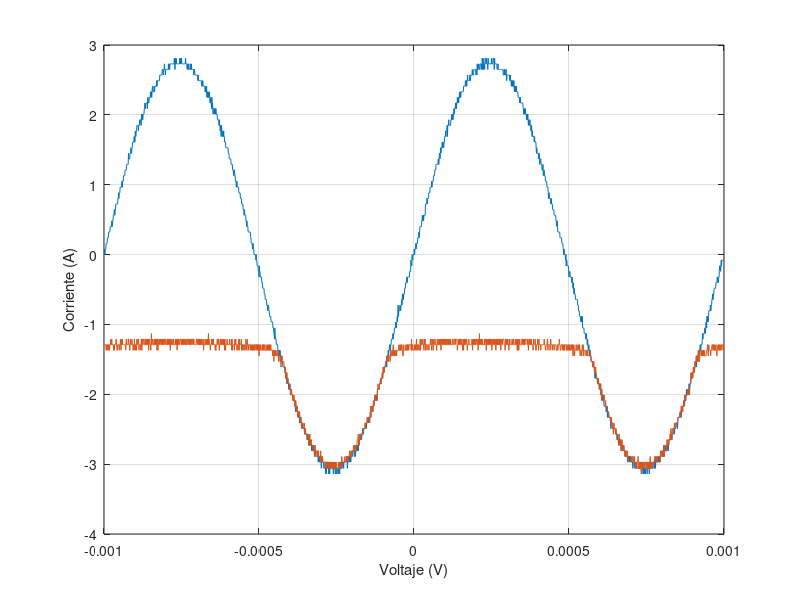

MATLAB code for this plot:
t=[-1.00E-03
-9.99E-04
-9.98E-04
-9.97E-04
-9.96E-04
-9.95E-04
-9.94E-04
-9.93E-04
-9.92E-04
-9.91E-04
-9.90E-04
-9.89E-04
-9.88E-04
-9.87E-04
-9.86E-04
-9.85E-04
-9.84E-04
-9.83E-04
-9.82E-04
-9.81E-04
-9.80E-04
-9.79E-04
-9.78E-04
-9.77E-04
-9.76E-04
-9.75E-04
-9.74E-04
-9.73E-04
-9.72E-04
-9.71E-04
-9.70E-04
-9.69E-04
-9.68E-04
-9.67E-04
-9.66E-04
-9.65E-04
-9.64E-04
-9.63E-04
-9.62E-04
-9.61E-04
-9.60E-04
-9.59E-04
-9.58E-04
-9.57E-04
-9.56E-04
-9.55E-04
-9.54E-04
-9.53E-04
-9.52E-04
-9.51E-04
-9.50E-04
-9.49E-04
-9.48E-04
-9.47E-04
-9.46E-04
-9.45E-04
-9.44E-04
-9.43E-04
-9.42E-04
-9.41E-04
-9.40E-04
-9.39E-04
-9.38E-04
-9.37E-04
-9.36E-04
-9.35E-04
-9.34E-04
-9.33E-04
-9.32E-04
-9.31E-04
-9.30E-04
-9.29E-04
-9.28E-04
-9.27E-04
-9.26E-04
-9.25E-04
-9.24E-04
-9.23E-04
-9.22E-04
-9.21E-04
-9.20E-04
-9.19E-04
-9.18E-04
-9.17E-04
-9.16E-04
-9.15E-04
-9.14E-04
-9.13E-04
-9.12E-04
-9.11E-04
-9.10E-04
-9.09E-04
-9.08E-04
-9.07E-04
-9.06E-04
-9.05E-04
-9.04E-04
-9.03E-04
-9.02E-04
-9.01E-04
-9.00E-04
-8.99E-04
-8.98E-04
-8.97E-04
-8.96E-04
-8.95E-04
-8.94E-04
-8.93E-04
-8.92E-04
-8.91E-04
-8.90E-04
-8.89E-04
-8.88E-04
-8.87E-04
-8.86E-04
-8.85E-04
-8.84E-04
-8.83E-04
-8.82E-04
-8.81E-04
-8.80E-04
-8.79E-04
-8.78E-04
-8.77E-04
-8.76E-04
-8.75E-04
-8.74E-04
-8.73E-04
-8.72E-04
-8.71E-04
-8.70E-04
-8.69E-04
-8.68E-04
-8.67E-04
-8.66E-04
-8.65E-04
-8.64E-04
-8.63E-04
-8.62E-04
-8.61E-04
-8.60E-04
-8.59E-04
-8.58E-04
-8.57E-04
-8.56E-04
-8.55E-04
-8.54E-04
-8.53E-04
-8.52E-04
-8.51E-04
-8.50E-04
-8.49E-04
-8.48E-04
-8.47E-04
-8.46E-04
-8.45E-04
-8.44E-04
-8.43E-04
-8.42E-04
-8.41E-04
-8.40E-04
-8.39E-04
-8.38E-04
-8.37E-04
-8.36E-04
-8.35E-04
-8.34E-04
-8.33E-04
-8.32E-04
-8.31E-04
-8.30E-04
-8.29E-04
-8.28E-04
-8.27E-04
-8.26E-04
-8.25E-04
-8.24E-04
-8.23E-04
-8.22E-04
-8.21E-04
-8.20E-04
-8.19E-04
-8.18E-04
-8.17E-04
-8.16E-04
-8.15E-04
-8.14E-04
-8.13E-04
-8.12E-04
-8.11E-04
-8.10E-04
-8.09E-04
-8.08E-04
-8.07E-04
-8.06E-04
-8.05E-04
-8.04E-04
-8.03E-04
-8.02E-04
-8.01E-04
-8.00E-04
-7.99E-04
-7.98E-04
-7.97E-04
-7.96E-04
-7.95E-04
-7.94E-04
-7.93E-04
-7.92E-04
-7.91E-04
-7.90E-04
-7.89E-04
-7.88E-04
-7.87E-04
-7.86E-04
-7.85E-04
-7.84E-04
-7.83E-04
-7.82E-04
-7.81E-04
-7.80E-04
-7.79E-04
-7.78E-04
-7.77E-04
-7.76E-04
-7.75E-04
-7.74E-04
-7.73E-04
-7.72E-04
-7.71E-04
-7.70E-04
-7.69E-04
-7.68E-04
-7.67E-04
-7.66E-04
-7.65E-04
-7.64E-04
-7.63E-04
-7.62E-04
-7.61E-04
-7.60E-04
-7.59E-04
-7.58E-04
-7.57E-04
-7.56E-04
-7.55E-04
-7.54E-04
-7.53E-04
-7.52E-04
-7.51E-04
-7.50E-04
-7.49E-04
-7.48E-04
-7.47E-04
-7.46E-04
-7.45E-04
-7.44E-04
-7.43E-04
-7.42E-04
-7.41E-04
-7.40E-04
-7.39E-04
-7.38E-04
-7.37E-04
-7.36E-04
-7.35E-04
-7.34E-04
-7.33E-04
-7.32E-04
-7.31E-04
-7.30E-04
-7.29E-04
-7.28E-04
-7.27E-04
-7.26E-04
-7.25E-04
-7.24E-04
-7.23E-04
-7.22E-04
-7.21E-04
-7.20E-04
-7.19E-04
-7.18E-04
-7.17E-04
-7.16E-04
-7.15E-04
-7.14E-04
-7.13E-04
-7.12E-04
-7.11E-04
-7.10E-04
-7.09E-04
-7.08E-04
-7.07E-04
-7.06E-04
-7.05E-04
-7.04E-04
-7.03E-04
-7.02E-04
-7.01E-04
-7.00E-04
-6.99E-04
-6.98E-04
-6.97E-04
-6.96E-04
-6.95E-04
-6.94E-04
-6.93E-04
-6.92E-04
-6.91E-04
-6.90E-04
-6.89E-04
-6.88E-04
-6.87E-04
-6.86E-04
-6.85E-04
-6.84E-04
-6.83E-04
-6.82E-04
-6.81E-04
-6.80E-04
-6.79E-04
-6.78E-04
-6.77E-04
-6.76E-04
-6.75E-04
-6.74E-04
-6.73E-04
-6.72E-04
-6.71E-04
-6.70E-04
-6.69E-04
-6.68E-04
-6.67E-04
-6.66E-04
-6.65E-04
-6.64E-04
-6.63E-04
-6.62E-04
-6.61E-04
-6.60E-04
-6.59E-04
-6.58E-04
-6.57E-04
-6.56E-04
-6.55E-04
-6.54E-04
-6.53E-04
-6.52E-04
-6.51E-04
-6.50E-04
-6.49E-04
-6.48E-04
-6.47E-04
-6.46E-04
-6.45E-04
-6.44E-04
-6.43E-04
-6.42E-04
-6.41E-04
-6.40E-04
-6.39E-04
-6.38E-04
-6.37E-04
-6.36E-04
-6.35E-04
-6.34E-04
-6.33E-04
-6.32E-04
-6.31E-04
-6.30E-04
-6.29E-04
-6.28E-04
-6.27E-04
-6.26E-04
-6.25E-04
-6.24E-04
-6.23E-04
-6.22E-04
-6.21E-04
-6.20E-04
-6.19E-04
-6.18E-04
-6.17E-04
-6.16E-04
-6.15E-04
-6.14E-04
-6.13E-04
-6.12E-04
-6.11E-04
-6.10E-04
-6.09E-04
-6.08E-04
-6.07E-04
-6.06E-04
-6.05E-04
-6.04E-04
-6.03E-04
-6.02E-04
-6.01E-04
-6.00E-04
-5.99E-04
-5.98E-04
-5.97E-04
-5.96E-04
-5.95E-04
-5.94E-04
-5.93E-04
-5.92E-04
-5.91E-04
-5.90E-04
-5.89E-04
-5.88E-04
-5.87E-04
-5.86E-04
-5.85E-04
-5.84E-04
-5.83E-04
-5.82E-04
-5.81E-04
-5.80E-04
-5.79E-04
-5.78E-04
-5.77E-04
-5.76E-04
-5.75E-04
-5.74E-04
-5.73E-04
-5.72E-04
-5.71E-04
-5.70E-04
-5.69E-04
-5.68E-04
-5.67E-04
-5.66E-04
-5.65E-04
-5.64E-04
-5.63E-04
-5.62E-04
-5.61E-04
-5.60E-04
-5.59E-04
-5.58E-04
-5.57E-04
-5.56E-04
-5.55E-04
-5.54E-04
-5.53E-04
-5.52E-04
-5.51E-04
-5.50E-04
-5.49E-04
-5.48E-04
-5.47E-04
-5.46E-04
-5.45E-04
-5.44E-04
-5.43E-04
-5.42E-04
-5.41E-04
-5.40E-04
-5.39E-04
-5.38E-04
-5.37E-04
-5.36E-04
-5.35E-04
-5.34E-04
-5.33E-04
-5.32E-04
-5.31E-04
-5.30E-04
-5.29E-04
-5.28E-04
-5.27E-04
-5.26E-04
-5.25E-04
-5.24E-04
-5.23E-04
-5.22E-04
-5.21E-04
-5.20E-04
-5.19E-04
-5.18E-04
-5.17E-04
-5.16E-04
-5.15E-04
-5.14E-04
-5.13E-04
-5.12E-04
-5.11E-04
-5.10E-04
-5.09E-04
-5.08E-04
-5.07E-04
-5.06E-04
-5.05E-04
-5.04E-04
-5.03E-04
-5.02E-04
-5.01E-04
-5.00E-04
-4.99E-04
-4.98E-04
-4.97E-04
-4.96E-04
-4.95E-04
-4.94E-04
-4.93E-04
-4.92E-04
-4.91E-04
-4.90E-04
-4.89E-04
-4.88E-04
-4.87E-04
-4.86E-04
-4.85E-04
-4.84E-04
-4.83E-04
-4.82E-04
-4.81E-04
-4.80E-04
-4.79E-04
-4.78E-04
-4.77E-04
-4.76E-04
-4.75E-04
-4.74E-04
-4.73E-04
-4.72E-04
-4.71E-04
-4.70E-04
-4.69E-04
-4.68E-04
-4.67E-04
-4.66E-04
-4.65E-04
-4.64E-04
-4.63E-04
-4.62E-04
-4.61E-04
-4.60E-04
-4.59E-04
-4.58E-04
-4.57E-04
-4.56E-04
-4.55E-04
-4.54E-04
-4.53E-04
-4.52E-04
-4.51E-04
-4.50E-04
-4.49E-04
-4.48E-04
-4.47E-04
-4.46E-04
-4.45E-04
-4.44E-04
-4.43E-04
-4.42E-04
-4.41E-04
-4.40E-04
-4.39E-04
-4.38E-04
-4.37E-04
-4.36E-04
-4.35E-04
-4.34E-04
-4.33E-04
-4.32E-04
-4.31E-04
-4.30E-04
-4.29E-04
-4.28E-04
-4.27E-04
-4.26E-04
-4.25E-04
-4.24E-04
-4.23E-04
-4.22E-04
-4.21E-04
-4.20E-04
-4.19E-04
-4.18E-04
-4.17E-04
-4.16E-04
-4.15E-04
-4.14E-04
-4.13E-04
-4.12E-04
-4.11E-04
-4.10E-04
-4.09E-04
-4.08E-04
-4.07E-04
-4.06E-04
-4.05E-04
-4.04E-04
-4.03E-04
-4.02E-04
-4.01E-04
-4.00E-04
-3.99E-04
-3.98E-04
-3.97E-04
-3.96E-04
-3.95E-04
-3.94E-04
-3.93E-04
-3.92E-04
-3.91E-04
-3.90E-04
-3.89E-04
-3.88E-04
-3.87E-04
-3.86E-04
-3.85E-04
-3.84E-04
-3.83E-04
-3.82E-04
-3.81E-04
-3.80E-04
-3.79E-04
-3.78E-04
-3.77E-04
-3.76E-04
-3.75E-04
-3.74E-04
-3.73E-04
-3.72E-04
-3.71E-04
-3.70E-04
-3.69E-04
-3.68E-04
-3.67E-04
-3.66E-04
-3.65E-04
-3.64E-04
-3.63E-04
-3.62E-04
-3.61E-04
-3.60E-04
-3.59E-04
-3.58E-04
-3.57E-04
-3.56E-04
-3.55E-04
-3.54E-04
-3.53E-04
-3.52E-04
-3.51E-04
-3.50E-04
-3.49E-04
-3.48E-04
-3.47E-04
-3.46E-04
-3.45E-04
-3.44E-04
-3.43E-04
-3.42E-04
-3.41E-04
-3.40E-04
-3.39E-04
-3.38E-04
-3.37E-04
-3.36E-04
-3.35E-04
-3.34E-04
-3.33E-04
-3.32E-04
-3.31E-04
-3.30E-04
-3.29E-04
-3.28E-04
-3.27E-04
-3.26E-04
-3.25E-04
-3.24E-04
-3.23E-04
-3.22E-04
-3.21E-04
-3.20E-04
-3.19E-04
-3.18E-04
-3.17E-04
-3.16E-04
-3.15E-04
-3.14E-04
-3.13E-04
-3.12E-04
-3.11E-04
-3.10E-04
-3.09E-04
-3.08E-04
-3.07E-04
-3.06E-04
-3.05E-04
-3.04E-04
-3.03E-04
-3.02E-04
-3.01E-04
-3.00E-04
-2.99E-04
-2.98E-04
-2.97E-04
-2.96E-04
-2.95E-04
-2.94E-04
-2.93E-04
-2.92E-04
-2.91E-04
-2.90E-04
-2.89E-04
-2.88E-04
-2.87E-04
-2.86E-04
-2.85E-04
-2.84E-04
-2.83E-04
-2.82E-04
-2.81E-04
-2.80E-04
-2.79E-04
-2.78E-04
-2.77E-04
-2.76E-04
-2.75E-04
-2.74E-04
-2.73E-04
-2.72E-04
-2.71E-04
-2.70E-04
-2.69E-04
-2.68E-04
-2.67E-04
-2.66E-04
-2.65E-04
-2.64E-04
-2.63E-04
-2.62E-04
-2.61E-04
-2.60E-04
-2.59E-04
-2.58E-04
-2.57E-04
-2.56E-04
-2.55E-04
-2.54E-04
-2.53E-04
-2.52E-04
-2.51E-04
-2.50E-04
-2.49E-04
-2.48E-04
-2.47E-04
-2.46E-04
-2.45E-04
-2.44E-04
-2.43E-04
-2.42E-04
-2.41E-04
-2.40E-04
-2.39E-04
-2.38E-04
-2.37E-04
-2.36E-04
-2.35E-04
-2.34E-04
-2.33E-04
-2.32E-04
-2.31E-04
-2.30E-04
-2.29E-04
-2.28E-04
-2.27E-04
-2.26E-04
-2.25E-04
-2.24E-04
-2.23E-04
-2.22E-04
-2.21E-04
-2.20E-04
-2.19E-04
-2.18E-04
-2.17E-04
-2.16E-04
-2.15E-04
-2.14E-04
-2.13E-04
-2.12E-04
-2.11E-04
-2.10E-04
-2.09E-04
-2.08E-04
-2.07E-04
-2.06E-04
-2.05E-04
-2.04E-04
-2.03E-04
-2.02E-04
-2.01E-04
-2.00E-04
-1.99E-04
-1.98E-04
-1.97E-04
-1.96E-04
-1.95E-04
-1.94E-04
-1.93E-04
-1.92E-04
-1.91E-04
-1.90E-04
-1.89E-04
-1.88E-04
-1.87E-04
-1.86E-04
-1.85E-04
-1.84E-04
-1.83E-04
-1.82E-04
-1.81E-04
-1.80E-04
-1.79E-04
-1.78E-04
-1.77E-04
-1.76E-04
-1.75E-04
-1.74E-04
-1.73E-04
-1.72E-04
-1.71E-04
-1.70E-04
-1.69E-04
-1.68E-04
-1.67E-04
-1.66E-04
-1.65E-04
-1.64E-04
-1.63E-04
-1.62E-04
-1.61E-04
-1.60E-04
-1.59E-04
-1.58E-04
-1.57E-04
-1.56E-04
-1.55E-04
-1.54E-04
-1.53E-04
-1.52E-04
-1.51E-04
-1.50E-04
-1.49E-04
-1.48E-04
-1.47E-04
-1.46E-04
-1.45E-04
-1.44E-04
-1.43E-04
-1.42E-04
-1.41E-04
-1.40E-04
-1.39E-04
-1.38E-04
-1.37E-04
-1.36E-04
-1.35E-04
-1.34E-04
-1.33E-04
-1.32E-04
-1.31E-04
-1.30E-04
-1.29E-04
-1.28E-04
-1.27E-04
-1.26E-04
-1.25E-04
-1.24E-04
-1.23E-04
-1.22E-04
-1.21E-04
-1.20E-04
-1.19E-04
-1.18E-04
-1.17E-04
-1.16E-04
-1.15E-04
-1.14E-04
-1.13E-04
-1.12E-04
-1.11E-04
-1.10E-04
-1.09E-04
-1.08E-04
-1.07E-04
-1.06E-04
-1.05E-04
-1.04E-04
-1.03E-04
-1.02E-04
-1.01E-04
-1.00E-04
-9.90E-05
-9.80E-05
-9.70E-05
-9.60E-05
-9.50E-05
-9.40E-05
-9.30E-05
-9.20E-05
-9.10E-05
-9.00E-05
-8.90E-05
-8.80E-05
-8.70E-05
-8.60E-05
-8.50E-05
-8.40E-05
-8.30E-05
-8.20E-05
-8.10E-05
-8.00E-05
-7.90E-05
-7.80E-05
-7.70E-05
-7.60E-05
-7.50E-05
-7.40E-05
-7.30E-05
-7.20E-05
-7.10E-05
-7.00E-05
-6.90E-05
-6.80E-05
-6.70E-05
-6.60E-05
-6.50E-05
-6.40E-05
-6.30E-05
-6.20E-05
-6.10E-05
-6.00E-05
-5.90E-05
-5.80E-05
-5.70E-05
-5.60E-05
-5.50E-05
-5.40E-05
-5.30E-05
-5.20E-05
-5.10E-05
-5.00E-05
-4.90E-05
-4.80E-05
-4.70E-05
-4.60E-05
-4.50E-05
-4.40E-05
-4.30E-05
-4.20E-05
-4.10E-05
-4.00E-05
-3.90E-05
-3.80E-05
-3.70E-05
-3.60E-05
-3.50E-05
-3.40E-05
-3.30E-05
-3.20E-05
-3.10E-05
-3.00E-05
-2.90E-05
-2.80E-05
-2.70E-05
-2.60E-05
-2.50E-05
-2.40E-05
-2.30E-05
-2.20E-05
-2.10E-05
-2.00E-05
-1.90E-05
-1.80E-05
-1.70E-05
-1.60E-05
-1.50E-05
-1.40E-05
-1.30E-05
-1.20E-05
-1.10E-05
-1.00E-05
-9.00E-06
-8.00E-06
-7.00E-06
-6.00E-06
-5.00E-06
-4.00E-06
-3.00E-06
-2.00E-06
-1.00E-06
0.00E+00
1.00E-06
2.00E-06
3.00E-06
4.00E-06
5.00E-06
6.00E-06
7.00E-06
8.00E-06
9.00E-06
1.00E-05
1.10E-05
1.20E-05
1.30E-05
1.40E-05
1.50E-05
1.60E-05
1.70E-05
1.80E-05
1.90E-05
2.00E-05
2.10E-05
2.20E-05
2.30E-05
2.40E-05
2.50E-05
2.60E-05
2.70E-05
2.80E-05
2.90E-05
3.00E-05
3.10E-05
3.20E-05
3.30E-05
3.40E-05
3.50E-05
3.60E-05
3.70E-05
3.80E-05
3.90E-05
4.00E-05
4.10E-05
4.20E-05
4.30E-05
4.40E-05
4.50E-05
4.60E-05
4.70E-05
4.80E-05
4.90E-05
5.00E-05
5.10E-05
5.20E-05
5.30E-05
5.40E-05
5.50E-05
5.60E-05
5.70E-05
5.80E-05
5.90E-05
6.00E-05
6.10E-05
6.20E-05
6.30E-05
6.40E-05
6.50E-05
6.60E-05
6.70E-05
6.80E-05
6.90E-05
7.00E-05
7.10E-05
7.20E-05
7.30E-05
7.40E-05
7.50E-05
7.60E-05
7.70E-05
7.80E-05
7.90E-05
8.00E-05
8.10E-05
8.20E-05
8.30E-05
8.40E-05
8.50E-05
8.60E-05
8.70E-05
8.80E-05
8.90E-05
9.00E-05
9.10E-05
9.20E-05
9.30E-05
9.40E-05
9.50E-05
9.60E-05
9.70E-05
9.80E-05
9.90E-05
1.00E-04
1.01E-04
1.02E-04
1.03E-04
1.04E-04
1.05E-04
1.06E-04
1.07E-04
1.08E-04
1.09E-04
1.10E-04
1.11E-04
1.12E-04
1.13E-04
1.14E-04
1.15E-04
1.16E-04
1.17E-04
1.18E-04
1.19E-04
1.20E-04
1.21E-04
1.22E-04
1.23E-04
1.24E-04
1.25E-04
1.26E-04
1.27E-04
1.28E-04
1.29E-04
1.30E-04
1.31E-04
1.32E-04
1.33E-04
1.34E-04
1.35E-04
1.36E-04
1.37E-04
1.38E-04
1.39E-04
1.40E-04
1.41E-04
1.42E-04
1.43E-04
1.44E-04
1.45E-04
1.46E-04
1.47E-04
1.48E-04
1.49E-04
1.50E-04
1.51E-04
1.52E-04
1.53E-04
1.54E-04
1.55E-04
1.56E-04
1.57E-04
1.58E-04
1.59E-04
1.60E-04
1.61E-04
1.62E-04
1.63E-04
1.64E-04
1.65E-04
1.66E-04
1.67E-04
1.68E-04
1.69E-04
1.70E-04
1.71E-04
1.72E-04
1.73E-04
1.74E-04
1.75E-04
1.76E-04
1.77E-04
1.78E-04
1.79E-04
1.80E-04
1.81E-04
1.82E-04
1.83E-04
1.84E-04
1.85E-04
1.86E-04
1.87E-04
1.88E-04
1.89E-04
1.90E-04
1.91E-04
1.92E-04
1.93E-04
1.94E-04
1.95E-04
1.96E-04
1.97E-04
1.98E-04
1.99E-04
2.00E-04
2.01E-04
2.02E-04
2.03E-04
2.04E-04
2.05E-04
2.06E-04
2.07E-04
2.08E-04
2.09E-04
2.10E-04
2.11E-04
2.12E-04
2.13E-04
2.14E-04
2.15E-04
2.16E-04
2.17E-04
2.18E-04
2.19E-04
2.20E-04
2.21E-04
2.22E-04
2.23E-04
2.24E-04
2.25E-04
2.26E-04
2.27E-04
2.28E-04
2.29E-04
2.30E-04
2.31E-04
2.32E-04
2.33E-04
2.34E-04
2.35E-04
2.36E-04
2.37E-04
2.38E-04
2.39E-04
2.40E-04
2.41E-04
2.42E-04
2.43E-04
2.44E-04
2.45E-04
2.46E-04
2.47E-04
2.48E-04
2.49E-04
2.50E-04
2.51E-04
2.52E-04
2.53E-04
2.54E-04
2.55E-04
2.56E-04
2.57E-04
2.58E-04
2.59E-04
2.60E-04
2.61E-04
2.62E-04
2.63E-04
2.64E-04
2.65E-04
2.66E-04
2.67E-04
2.68E-04
2.69E-04
2.70E-04
2.71E-04
2.72E-04
2.73E-04
2.74E-04
2.75E-04
2.76E-04
2.77E-04
2.78E-04
2.79E-04
2.80E-04
2.81E-04
2.82E-04
2.83E-04
2.84E-04
2.85E-04
2.86E-04
2.87E-04
2.88E-04
2.89E-04
2.90E-04
2.91E-04
2.92E-04
2.93E-04
2.94E-04
2.95E-04
2.96E-04
2.97E-04
2.98E-04
2.99E-04
3.00E-04
3.01E-04
3.02E-04
3.03E-04
3.04E-04
3.05E-04
3.06E-04
3.07E-04
3.08E-04
3.09E-04
3.10E-04
3.11E-04
3.12E-04
3.13E-04
3.14E-04
3.15E-04
3.16E-04
3.17E-04
3.18E-04
3.19E-04
3.20E-04
3.21E-04
3.22E-04
3.23E-04
3.24E-04
3.25E-04
3.26E-04
3.27E-04
3.28E-04
3.29E-04
3.30E-04
3.31E-04
3.32E-04
3.33E-04
3.34E-04
3.35E-04
3.36E-04
3.37E-04
3.38E-04
3.39E-04
3.40E-04
3.41E-04
3.42E-04
3.43E-04
3.44E-04
3.45E-04
3.46E-04
3.47E-04
3.48E-04
3.49E-04
3.50E-04
3.51E-04
3.52E-04
3.53E-04
3.54E-04
3.55E-04
3.56E-04
3.57E-04
3.58E-04
3.59E-04
3.60E-04
3.61E-04
3.62E-04
3.63E-04
3.64E-04
3.65E-04
3.66E-04
3.67E-04
3.68E-04
3.69E-04
3.70E-04
3.71E-04
3.72E-04
3.73E-04
3.74E-04
3.75E-04
3.76E-04
3.77E-04
3.78E-04
3.79E-04
3.80E-04
3.81E-04
3.82E-04
3.83E-04
3.84E-04
3.85E-04
3.86E-04
3.87E-04
3.88E-04
3.89E-04
3.90E-04
3.91E-04
3.92E-04
3.93E-04
3.94E-04
3.95E-04
3.96E-04
3.97E-04
3.98E-04
3.99E-04
4.00E-04
4.01E-04
4.02E-04
4.03E-04
4.04E-04
4.05E-04
4.06E-04
4.07E-04
4.08E-04
4.09E-04
4.10E-04
4.11E-04
4.12E-04
4.13E-04
4.14E-04
4.15E-04
4.16E-04
4.17E-04
4.18E-04
4.19E-04
4.20E-04
4.21E-04
4.22E-04
4.23E-04
4.24E-04
4.25E-04
4.26E-04
4.27E-04
4.28E-04
4.29E-04
4.30E-04
4.31E-04
4.32E-04
4.33E-04
4.34E-04
4.35E-04
4.36E-04
4.37E-04
4.38E-04
4.39E-04
4.40E-04
4.41E-04
4.42E-04
4.43E-04
4.44E-04
4.45E-04
4.46E-04
4.47E-04
4.48E-04
4.49E-04
4.50E-04
4.51E-04
4.52E-04
4.53E-04
4.54E-04
4.55E-04
4.56E-04
4.57E-04
4.58E-04
4.59E-04
4.60E-04
4.61E-04
4.62E-04
4.63E-04
4.64E-04
4.65E-04
4.66E-04
4.67E-04
4.68E-04
4.69E-04
4.70E-04
4.71E-04
4.72E-04
4.73E-04
4.74E-04
4.75E-04
4.76E-04
4.77E-04
4.78E-04
4.79E-04
4.80E-04
4.81E-04
4.82E-04
4.83E-04
4.84E-04
4.85E-04
4.86E-04
4.87E-04
4.88E-04
4.89E-04
4.90E-04
4.91E-04
4.92E-04
4.93E-04
4.94E-04
4.95E-04
4.96E-04
4.97E-04
4.98E-04
4.99E-04
5.00E-04
5.01E-04
5.02E-04
5.03E-04
5.04E-04
5.05E-04
5.06E-04
5.07E-04
5.08E-04
5.09E-04
5.10E-04
5.11E-04
5.12E-04
5.13E-04
5.14E-04
5.15E-04
5.16E-04
5.17E-04
5.18E-04
5.19E-04
5.20E-04
5.21E-04
5.22E-04
5.23E-04
5.24E-04
5.25E-04
5.26E-04
5.27E-04
5.28E-04
5.29E-04
5.30E-04
5.31E-04
5.32E-04
5.33E-04
5.34E-04
5.35E-04
5.36E-04
5.37E-04
5.38E-04
5.39E-04
5.40E-04
5.41E-04
5.42E-04
5.43E-04
5.44E-04
5.45E-04
5.46E-04
5.47E-04
5.48E-04
5.49E-04
5.50E-04
5.51E-04
5.52E-04
5.53E-04
5.54E-04
5.55E-04
5.56E-04
5.57E-04
5.58E-04
5.59E-04
5.60E-04
5.61E-04
5.62E-04
5.63E-04
5.64E-04
5.65E-04
5.66E-04
5.67E-04
5.68E-04
5.69E-04
5.70E-04
5.71E-04
5.72E-04
5.73E-04
5.74E-04
5.75E-04
5.76E-04
5.77E-04
5.78E-04
5.79E-04
5.80E-04
5.81E-04
5.82E-04
5.83E-04
5.84E-04
5.85E-04
5.86E-04
5.87E-04
5.88E-04
5.89E-04
5.90E-04
5.91E-04
5.92E-04
5.93E-04
5.94E-04
5.95E-04
5.96E-04
5.97E-04
5.98E-04
5.99E-04
6.00E-04
6.01E-04
6.02E-04
6.03E-04
6.04E-04
6.05E-04
6.06E-04
6.07E-04
6.08E-04
6.09E-04
6.10E-04
6.11E-04
6.12E-04
6.13E-04
6.14E-04
6.15E-04
6.16E-04
6.17E-04
6.18E-04
6.19E-04
6.20E-04
6.21E-04
6.22E-04
6.23E-04
6.24E-04
6.25E-04
6.26E-04
6.27E-04
6.28E-04
6.29E-04
6.30E-04
6.31E-04
6.32E-04
6.33E-04
6.34E-04
6.35E-04
6.36E-04
6.37E-04
6.38E-04
6.39E-04
6.40E-04
6.41E-04
6.42E-04
6.43E-04
6.44E-04
6.45E-04
6.46E-04
6.47E-04
6.48E-04
6.49E-04
6.50E-04
6.51E-04
6.52E-04
6.53E-04
6.54E-04
6.55E-04
6.56E-04
6.57E-04
6.58E-04
6.59E-04
6.60E-04
6.61E-04
6.62E-04
6.63E-04
6.64E-04
6.65E-04
6.66E-04
6.67E-04
6.68E-04
6.69E-04
6.70E-04
6.71E-04
6.72E-04
6.73E-04
6.74E-04
6.75E-04
6.76E-04
6.77E-04
6.78E-04
6.79E-04
6.80E-04
6.81E-04
6.82E-04
6.83E-04
6.84E-04
6.85E-04
6.86E-04
6.87E-04
6.88E-04
6.89E-04
6.90E-04
6.91E-04
6.92E-04
6.93E-04
6.94E-04
6.95E-04
6.96E-04
6.97E-04
6.98E-04
6.99E-04
7.00E-04
7.01E-04
7.02E-04
7.03E-04
7.04E-04
7.05E-04
7.06E-04
7.07E-04
7.08E-04
7.09E-04
7.10E-04
7.11E-04
7.12E-04
7.13E-04
7.14E-04
7.15E-04
7.16E-04
7.17E-04
7.18E-04
7.19E-04
7.20E-04
7.21E-04
7.22E-04
7.23E-04
7.24E-04
7.25E-04
7.26E-04
7.27E-04
7.28E-04
7.29E-04
7.30E-04
7.31E-04
7.32E-04
7.33E-04
7.34E-04
7.35E-04
7.36E-04
7.37E-04
7.38E-04
7.39E-04
7.40E-04
7.41E-04
7.42E-04
7.43E-04
7.44E-04
7.45E-04
7.46E-04
7.47E-04
7.48E-04
7.49E-04
7.50E-04
7.51E-04
7.52E-04
7.53E-04
7.54E-04
7.55E-04
7.56E-04
7.57E-04
7.58E-04
7.59E-04
7.60E-04
7.61E-04
7.62E-04
7.63E-04
7.64E-04
7.65E-04
7.66E-04
7.67E-04
7.68E-04
7.69E-04
7.70E-04
7.71E-04
7.72E-04
7.73E-04
7.74E-04
7.75E-04
7.76E-04
7.77E-04
7.78E-04
7.79E-04
7.80E-04
7.81E-04
7.82E-04
7.83E-04
7.84E-04
7.85E-04
7.86E-04
7.87E-04
7.88E-04
7.89E-04
7.90E-04
7.91E-04
7.92E-04
7.93E-04
7.94E-04
7.95E-04
7.96E-04
7.97E-04
7.98E-04
7.99E-04
8.00E-04
8.01E-04
8.02E-04
8.03E-04
8.04E-04
8.05E-04
8.06E-04
8.07E-04
8.08E-04
8.09E-04
8.10E-04
8.11E-04
8.12E-04
8.13E-04
8.14E-04
8.15E-04
8.16E-04
8.17E-04
8.18E-04
8.19E-04
8.20E-04
8.21E-04
8.22E-04
8.23E-04
8.24E-04
8.25E-04
8.26E-04
8.27E-04
8.28E-04
8.29E-04
8.30E-04
8.31E-04
8.32E-04
8.33E-04
8.34E-04
8.35E-04
8.36E-04
8.37E-04
8.38E-04
8.39E-04
8.40E-04
8.41E-04
8.42E-04
8.43E-04
8.44E-04
8.45E-04
8.46E-04
8.47E-04
8.48E-04
8.49E-04
8.50E-04
8.51E-04
8.52E-04
8.53E-04
8.54E-04
8.55E-04
8.56E-04
8.57E-04
8.58E-04
8.59E-04
8.60E-04
8.61E-04
8.62E-04
8.63E-04
8.64E-04
8.65E-04
8.66E-04
8.67E-04
8.68E-04
8.69E-04
8.70E-04
8.71E-04
8.72E-04
8.73E-04
8.74E-04
8.75E-04
8.76E-04
8.77E-04
8.78E-04
8.79E-04
8.80E-04
8.81E-04
8.82E-04
8.83E-04
8.84E-04
8.85E-04
8.86E-04
8.87E-04
8.88E-04
8.89E-04
8.90E-04
8.91E-04
8.92E-04
8.93E-04
8.94E-04
8.95E-04
8.96E-04
8.97E-04
8.98E-04
8.99E-04
9.00E-04
9.01E-04
9.02E-04
9.03E-04
9.04E-04
9.05E-04
9.06E-04
9.07E-04
9.08E-04
9.09E-04
9.10E-04
9.11E-04
9.12E-04
9.13E-04
9.14E-04
9.15E-04
9.16E-04
9.17E-04
9.18E-04
9.19E-04
9.20E-04
9.21E-04
9.22E-04
9.23E-04
9.24E-04
9.25E-04
9.26E-04
9.27E-04
9.28E-04
9.29E-04
9.30E-04
9.31E-04
9.32E-04
9.33E-04
9.34E-04
9.35E-04
9.36E-04
9.37E-04
9.38E-04
9.39E-04
9.40E-04
9.41E-04
9.42E-04
9.43E-04
9.44E-04
9.45E-04
9.46E-04
9.47E-04
9.48E-04
9.49E-04
9.50E-04
9.51E-04
9.52E-04
9.53E-04
9.54E-04
9.55E-04
9.56E-04
9.57E-04
9.58E-04
9.59E-04
9.60E-04
9.61E-04
9.62E-04
9.63E-04
9.64E-04
9.65E-04
9.66E-04
9.67E-04
9.68E-04
9.69E-04
9.70E-04
9.71E-04
9.72E-04
9.73E-04
9.74E-04
9.75E-04
9.76E-04
9.77E-04
9.78E-04
9.79E-04
9.80E-04
9.81E-04
9.82E-04
9.83E-04
9.84E-04
9.85E-04
9.86E-04
9.87E-04
9.88E-04
9.89E-04
9.90E-04
9.91E-04
9.92E-04
9.93E-04
9.94E-04
9.95E-04
9.96E-04
9.97E-04
9.98E-04
9.99E-04];
x=[0.00E+00
0.00E+00
8.04E-02
0.00E+00
8.04E-02
8.04E-02
8.04E-02
1.61E-01
1.61E-01
1.61E-01
1.61E-01
2.41E-01
2.41E-01
2.41E-01
2.41E-01
3.22E-01
3.22E-01
3.22E-01
3.22E-01
3.22E-01
4.02E-01
4.02E-01
4.02E-01
4.02E-01
4.02E-01
4.82E-01
4.02E-01
4.02E-01
4.82E-01
4.82E-01
5.63E-01
5.63E-01
5.63E-01
6.43E-01
6.43E-01
5.63E-01
6.43E-01
6.43E-01
7.24E-01
7.24E-01
7.24E-01
7.24E-01
7.24E-01
7.24E-01
7.24E-01
8.04E-01
8.04E-01
8.84E-01
8.04E-01
8.84E-01
8.84E-01
8.84E-01
9.65E-01
9.65E-01
9.65E-01
9.65E-01
9.65E-01
9.65E-01
1.05E+00
9.65E-01
1.05E+00
1.05E+00
1.05E+00
1.13E+00
1.13E+00
1.13E+00
1.13E+00
1.13E+00
1.21E+00
1.21E+00
1.21E+00
1.21E+00
1.21E+00
1.29E+00
1.29E+00
1.29E+00
1.29E+00
1.29E+00
1.29E+00
1.45E+00
1.37E+00
1.37E+00
1.37E+00
1.37E+00
1.45E+00
1.45E+00
1.45E+00
1.53E+00
1.45E+00
1.45E+00
1.53E+00
1.53E+00
1.61E+00
1.61E+00
1.61E+00
1.61E+00
1.61E+00
1.69E+00
1.69E+00
1.61E+00
1.61E+00
1.77E+00
1.69E+00
1.69E+00
1.77E+00
1.77E+00
1.85E+00
1.85E+00
1.85E+00
1.85E+00
1.85E+00
1.77E+00
1.85E+00
1.85E+00
1.85E+00
1.93E+00
1.93E+00
1.93E+00
1.93E+00
1.85E+00
1.85E+00
2.01E+00
1.93E+00
1.93E+00
2.01E+00
1.93E+00
2.01E+00
2.01E+00
2.01E+00
2.01E+00
2.09E+00
2.09E+00
2.17E+00
2.09E+00
2.09E+00
2.17E+00
2.17E+00
2.17E+00
2.17E+00
2.17E+00
2.09E+00
2.25E+00
2.25E+00
2.17E+00
2.17E+00
2.17E+00
2.25E+00
2.25E+00
2.25E+00
2.25E+00
2.33E+00
2.25E+00
2.33E+00
2.33E+00
2.25E+00
2.33E+00
2.41E+00
2.41E+00
2.33E+00
2.33E+00
2.33E+00
2.33E+00
2.41E+00
2.33E+00
2.41E+00
2.41E+00
2.41E+00
2.41E+00
2.41E+00
2.41E+00
2.49E+00
2.41E+00
2.49E+00
2.49E+00
2.49E+00
2.49E+00
2.49E+00
2.49E+00
2.49E+00
2.49E+00
2.57E+00
2.57E+00
2.57E+00
2.57E+00
2.57E+00
2.57E+00
2.57E+00
2.57E+00
2.65E+00
2.65E+00
2.65E+00
2.57E+00
2.65E+00
2.65E+00
2.65E+00
2.73E+00
2.65E+00
2.65E+00
2.57E+00
2.65E+00
2.65E+00
2.65E+00
2.65E+00
2.65E+00
2.65E+00
2.65E+00
2.65E+00
2.65E+00
2.73E+00
2.65E+00
2.73E+00
2.65E+00
2.65E+00
2.73E+00
2.73E+00
2.73E+00
2.73E+00
2.73E+00
2.73E+00
2.73E+00
2.73E+00
2.73E+00
2.73E+00
2.73E+00
2.73E+00
2.73E+00
2.73E+00
2.81E+00
2.73E+00
2.65E+00
2.81E+00
2.73E+00
2.73E+00
2.81E+00
2.73E+00
2.73E+00
2.73E+00
2.73E+00
2.73E+00
2.73E+00
2.73E+00
2.73E+00
2.73E+00
2.73E+00
2.81E+00
2.81E+00
2.73E+00
2.81E+00
2.73E+00
2.73E+00
2.81E+00
2.73E+00
2.73E+00
2.73E+00
2.73E+00
2.73E+00
2.73E+00
2.73E+00
2.73E+00
2.73E+00
2.73E+00
2.73E+00
2.73E+00
2.81E+00
2.73E+00
2.73E+00
2.73E+00
2.73E+00
2.65E+00
2.65E+00
2.73E+00
2.73E+00
2.73E+00
2.65E+00
2.65E+00
2.65E+00
2.65E+00
2.65E+00
2.73E+00
2.65E+00
2.65E+00
2.65E+00
2.73E+00
2.65E+00
2.65E+00
2.65E+00
2.65E+00
2.65E+00
2.65E+00
2.65E+00
2.57E+00
2.65E+00
2.65E+00
2.57E+00
2.57E+00
2.57E+00
2.57E+00
2.57E+00
2.57E+00
2.57E+00
2.57E+00
2.57E+00
2.57E+00
2.49E+00
2.57E+00
2.49E+00
2.49E+00
2.49E+00
2.49E+00
2.49E+00
2.49E+00
2.49E+00
2.49E+00
2.49E+00
2.49E+00
2.41E+00
2.41E+00
2.41E+00
2.49E+00
2.49E+00
2.41E+00
2.41E+00
2.41E+00
2.41E+00
2.41E+00
2.41E+00
2.33E+00
2.33E+00
2.41E+00
2.33E+00
2.33E+00
2.41E+00
2.25E+00
2.33E+00
2.33E+00
2.25E+00
2.33E+00
2.25E+00
2.25E+00
2.25E+00
2.33E+00
2.25E+00
2.17E+00
2.17E+00
2.25E+00
2.25E+00
2.17E+00
2.09E+00
2.25E+00
2.09E+00
2.17E+00
2.09E+00
2.01E+00
2.09E+00
2.09E+00
2.09E+00
2.01E+00
2.09E+00
2.09E+00
2.09E+00
2.01E+00
2.09E+00
2.01E+00
2.01E+00
2.01E+00
2.01E+00
1.93E+00
1.93E+00
1.93E+00
1.93E+00
1.93E+00
1.85E+00
1.93E+00
1.85E+00
1.85E+00
1.77E+00
1.85E+00
1.77E+00
1.69E+00
1.85E+00
1.77E+00
1.77E+00
1.69E+00
1.77E+00
1.69E+00
1.69E+00
1.77E+00
1.69E+00
1.69E+00
1.61E+00
1.61E+00
1.61E+00
1.61E+00
1.53E+00
1.53E+00
1.53E+00
1.53E+00
1.53E+00
1.53E+00
1.53E+00
1.53E+00
1.45E+00
1.45E+00
1.45E+00
1.37E+00
1.37E+00
1.37E+00
1.37E+00
1.37E+00
1.37E+00
1.29E+00
1.29E+00
1.29E+00
1.29E+00
1.29E+00
1.21E+00
1.21E+00
1.21E+00
1.13E+00
1.21E+00
1.21E+00
1.21E+00
1.13E+00
1.13E+00
1.05E+00
1.05E+00
1.05E+00
9.65E-01
1.05E+00
1.05E+00
9.65E-01
9.65E-01
9.65E-01
9.65E-01
9.65E-01
8.84E-01
8.84E-01
8.84E-01
8.84E-01
8.84E-01
8.04E-01
8.04E-01
8.04E-01
8.04E-01
7.24E-01
7.24E-01
7.24E-01
7.24E-01
7.24E-01
6.43E-01
6.43E-01
6.43E-01
5.63E-01
6.43E-01
5.63E-01
5.63E-01
5.63E-01
5.63E-01
4.82E-01
4.82E-01
4.02E-01
4.82E-01
4.02E-01
4.02E-01
4.02E-01
3.22E-01
3.22E-01
3.22E-01
3.22E-01
3.22E-01
3.22E-01
3.22E-01
3.22E-01
2.41E-01
2.41E-01
1.61E-01
1.61E-01
1.61E-01
1.61E-01
8.04E-02
8.04E-02
1.61E-01
8.04E-02
8.04E-02
0.00E+00
0.00E+00
0.00E+00
0.00E+00
0.00E+00
0.00E+00
-8.04E-02
0.00E+00
-8.04E-02
-8.04E-02
-1.61E-01
-1.61E-01
-1.61E-01
-1.61E-01
-2.41E-01
-2.41E-01
-3.22E-01
-1.61E-01
-2.41E-01
-2.41E-01
-3.22E-01
-3.22E-01
-3.22E-01
-3.22E-01
-3.22E-01
-4.02E-01
-4.02E-01
-4.02E-01
-4.82E-01
-4.82E-01
-4.82E-01
-4.82E-01
-4.82E-01
-5.63E-01
-5.63E-01
-5.63E-01
-6.43E-01
-6.43E-01
-6.43E-01
-6.43E-01
-6.43E-01
-7.24E-01
-7.24E-01
-7.24E-01
-8.04E-01
-7.24E-01
-7.24E-01
-7.24E-01
-8.04E-01
-8.04E-01
-8.84E-01
-8.84E-01
-8.84E-01
-8.84E-01
-8.84E-01
-9.65E-01
-9.65E-01
-9.65E-01
-9.65E-01
-9.65E-01
-9.65E-01
-1.05E+00
-1.05E+00
-1.05E+00
-1.13E+00
-1.13E+00
-1.21E+00
-1.05E+00
-1.13E+00
-1.21E+00
-1.21E+00
-1.21E+00
-1.29E+00
-1.29E+00
-1.29E+00
-1.29E+00
-1.29E+00
-1.37E+00
-1.45E+00
-1.37E+00
-1.37E+00
-1.37E+00
-1.37E+00
-1.45E+00
-1.37E+00
-1.45E+00
-1.45E+00
-1.45E+00
-1.53E+00
-1.45E+00
-1.53E+00
-1.53E+00
-1.53E+00
-1.61E+00
-1.61E+00
-1.61E+00
-1.61E+00
-1.61E+00
-1.61E+00
-1.61E+00
-1.69E+00
-1.69E+00
-1.77E+00
-1.77E+00
-1.69E+00
-1.77E+00
-1.85E+00
-1.77E+00
-1.77E+00
-1.77E+00
-1.85E+00
-1.85E+00
-1.93E+00
-1.85E+00
-1.93E+00
-1.85E+00
-1.93E+00
-1.93E+00
-1.93E+00
-1.93E+00
-1.93E+00
-2.01E+00
-2.01E+00
-2.01E+00
-2.01E+00
-2.01E+00
-2.09E+00
-2.09E+00
-2.09E+00
-2.09E+00
-2.09E+00
-2.17E+00
-2.17E+00
-2.17E+00
-2.25E+00
-2.25E+00
-2.17E+00
-2.17E+00
-2.25E+00
-2.25E+00
-2.25E+00
-2.25E+00
-2.25E+00
-2.33E+00
-2.33E+00
-2.25E+00
-2.33E+00
-2.41E+00
-2.41E+00
-2.33E+00
-2.41E+00
-2.33E+00
-2.41E+00
-2.41E+00
-2.41E+00
-2.49E+00
-2.41E+00
-2.41E+00
-2.49E+00
-2.49E+00
-2.49E+00
-2.49E+00
-2.49E+00
-2.57E+00
-2.49E+00
-2.57E+00
-2.57E+00
-2.57E+00
-2.57E+00
-2.57E+00
-2.57E+00
-2.65E+00
-2.57E+00
-2.65E+00
-2.65E+00
-2.57E+00
-2.73E+00
-2.65E+00
-2.73E+00
-2.65E+00
-2.73E+00
-2.73E+00
-2.73E+00
-2.65E+00
-2.73E+00
-2.73E+00
-2.81E+00
-2.73E+00
-2.73E+00
-2.81E+00
-2.73E+00
-2.81E+00
-2.73E+00
-2.81E+00
-2.81E+00
-2.89E+00
-2.81E+00
-2.81E+00
-2.81E+00
-2.89E+00
-2.89E+00
-2.89E+00
-2.89E+00
-2.89E+00
-2.89E+00
-2.89E+00
-2.81E+00
-2.97E+00
-2.89E+00
-2.97E+00
-2.97E+00
-2.97E+00
-2.89E+00
-2.97E+00
-2.97E+00
-2.97E+00
-2.89E+00
-3.06E+00
-2.97E+00
-2.89E+00
-2.97E+00
-2.97E+00
-2.97E+00
-2.97E+00
-2.97E+00
-3.06E+00
-3.06E+00
-3.06E+00
-3.06E+00
-2.97E+00
-2.97E+00
-3.14E+00
-2.97E+00
-3.14E+00
-2.97E+00
-2.97E+00
-3.06E+00
-3.06E+00
-2.97E+00
-3.06E+00
-3.06E+00
-3.14E+00
-2.97E+00
-3.06E+00
-3.14E+00
-3.06E+00
-3.06E+00
-3.06E+00
-3.06E+00
-3.06E+00
-3.06E+00
-3.06E+00
-3.06E+00
-3.06E+00
-2.97E+00
-3.06E+00
-3.14E+00
-2.97E+00
-3.06E+00
-3.06E+00
-3.06E+00
-3.06E+00
-3.14E+00
-3.14E+00
-2.97E+00
-3.14E+00
-3.14E+00
-3.06E+00
-3.06E+00
-3.06E+00
-3.06E+00
-3.14E+00
-3.06E+00
-3.14E+00
-2.97E+00
-3.06E+00
-3.14E+00
-3.06E+00
-3.06E+00
-2.97E+00
-3.06E+00
-3.06E+00
-2.97E+00
-3.06E+00
-3.06E+00
-2.97E+00
-2.97E+00
-2.97E+00
-2.97E+00
-3.06E+00
-2.97E+00
-2.97E+00
-2.97E+00
-2.97E+00
-2.97E+00
-2.97E+00
-2.97E+00
-2.97E+00
-2.89E+00
-2.97E+00
-2.89E+00
-3.06E+00
-2.97E+00
-2.89E+00
-2.97E+00
-2.89E+00
-2.97E+00
-2.97E+00
-2.89E+00
-2.89E+00
-2.97E+00
-2.89E+00
-2.97E+00
-2.89E+00
-2.89E+00
-2.89E+00
-2.81E+00
-2.81E+00
-2.89E+00
-2.81E+00
-2.81E+00
-2.81E+00
-2.81E+00
-2.81E+00
-2.89E+00
-2.89E+00
-2.81E+00
-2.89E+00
-2.81E+00
-2.81E+00
-2.81E+00
-2.73E+00
-2.73E+00
-2.81E+00
-2.73E+00
-2.73E+00
-2.81E+00
-2.73E+00
-2.65E+00
-2.65E+00
-2.65E+00
-2.65E+00
-2.65E+00
-2.65E+00
-2.57E+00
-2.57E+00
-2.65E+00
-2.65E+00
-2.57E+00
-2.57E+00
-2.49E+00
-2.57E+00
-2.57E+00
-2.57E+00
-2.49E+00
-2.49E+00
-2.49E+00
-2.49E+00
-2.49E+00
-2.49E+00
-2.49E+00
-2.41E+00
-2.49E+00
-2.41E+00
-2.41E+00
-2.41E+00
-2.41E+00
-2.33E+00
-2.33E+00
-2.41E+00
-2.33E+00
-2.33E+00
-2.33E+00
-2.41E+00
-2.33E+00
-2.25E+00
-2.33E+00
-2.25E+00
-2.25E+00
-2.25E+00
-2.25E+00
-2.25E+00
-2.17E+00
-2.25E+00
-2.17E+00
-2.17E+00
-2.17E+00
-2.17E+00
-2.09E+00
-2.09E+00
-2.09E+00
-2.01E+00
-2.01E+00
-2.01E+00
-2.09E+00
-2.01E+00
-2.09E+00
-2.09E+00
-1.93E+00
-1.93E+00
-1.93E+00
-1.93E+00
-1.93E+00
-1.93E+00
-1.93E+00
-1.85E+00
-1.85E+00
-1.85E+00
-1.77E+00
-1.85E+00
-1.77E+00
-1.77E+00
-1.77E+00
-1.77E+00
-1.77E+00
-1.77E+00
-1.69E+00
-1.69E+00
-1.69E+00
-1.61E+00
-1.61E+00
-1.61E+00
-1.61E+00
-1.61E+00
-1.61E+00
-1.61E+00
-1.53E+00
-1.53E+00
-1.61E+00
-1.45E+00
-1.45E+00
-1.45E+00
-1.45E+00
-1.37E+00
-1.45E+00
-1.37E+00
-1.37E+00
-1.29E+00
-1.29E+00
-1.37E+00
-1.37E+00
-1.29E+00
-1.29E+00
-1.21E+00
-1.21E+00
-1.21E+00
-1.21E+00
-1.21E+00
-1.13E+00
-1.21E+00
-1.13E+00
-1.13E+00
-1.13E+00
-1.05E+00
-1.05E+00
-1.05E+00
-1.05E+00
-9.65E-01
-1.05E+00
-1.05E+00
-9.65E-01
-9.65E-01
-8.84E-01
-9.65E-01
-8.04E-01
-7.24E-01
-8.84E-01
-8.04E-01
-8.04E-01
-8.04E-01
-8.04E-01
-7.24E-01
-8.04E-01
-8.04E-01
-7.24E-01
-7.24E-01
-6.43E-01
-7.24E-01
-6.43E-01
-5.63E-01
-6.43E-01
-5.63E-01
-6.43E-01
-5.63E-01
-5.63E-01
-5.63E-01
-4.82E-01
-4.82E-01
-4.82E-01
-4.02E-01
-4.02E-01
-4.02E-01
-4.02E-01
-3.22E-01
-4.02E-01
-3.22E-01
-3.22E-01
-3.22E-01
-3.22E-01
-3.22E-01
-3.22E-01
-3.22E-01
-2.41E-01
-2.41E-01
-2.41E-01
-2.41E-01
-8.04E-02
-1.61E-01
-1.61E-01
-1.61E-01
0.00E+00
-8.04E-02
-8.04E-02
0.00E+00
0.00E+00
0.00E+00
0.00E+00
8.04E-02
0.00E+00
8.04E-02
8.04E-02
8.04E-02
1.61E-01
8.04E-02
1.61E-01
1.61E-01
1.61E-01
1.61E-01
2.41E-01
2.41E-01
2.41E-01
2.41E-01
3.22E-01
2.41E-01
3.22E-01
4.02E-01
4.02E-01
4.02E-01
4.02E-01
4.02E-01
4.02E-01
4.82E-01
4.82E-01
5.63E-01
4.82E-01
5.63E-01
5.63E-01
4.82E-01
5.63E-01
5.63E-01
5.63E-01
5.63E-01
5.63E-01
7.24E-01
7.24E-01
7.24E-01
7.24E-01
7.24E-01
8.04E-01
7.24E-01
8.04E-01
8.04E-01
8.04E-01
8.04E-01
8.84E-01
8.84E-01
8.84E-01
8.84E-01
9.65E-01
9.65E-01
9.65E-01
9.65E-01
9.65E-01
1.05E+00
9.65E-01
1.05E+00
1.05E+00
1.05E+00
1.05E+00
1.13E+00
1.13E+00
1.13E+00
1.13E+00
1.21E+00
1.21E+00
1.21E+00
1.21E+00
1.29E+00
1.29E+00
1.29E+00
1.29E+00
1.29E+00
1.29E+00
1.29E+00
1.37E+00
1.37E+00
1.29E+00
1.37E+00
1.45E+00
1.45E+00
1.37E+00
1.45E+00
1.53E+00
1.45E+00
1.53E+00
1.53E+00
1.53E+00
1.61E+00
1.53E+00
1.61E+00
1.61E+00
1.53E+00
1.53E+00
1.61E+00
1.61E+00
1.69E+00
1.69E+00
1.69E+00
1.77E+00
1.69E+00
1.77E+00
1.77E+00
1.77E+00
1.85E+00
1.69E+00
1.85E+00
1.85E+00
1.85E+00
1.93E+00
1.85E+00
1.85E+00
1.85E+00
1.85E+00
1.85E+00
1.85E+00
1.93E+00
1.93E+00
1.93E+00
2.01E+00
1.93E+00
2.01E+00
2.01E+00
1.93E+00
2.01E+00
2.01E+00
2.09E+00
2.01E+00
2.09E+00
2.09E+00
2.09E+00
2.17E+00
2.09E+00
2.17E+00
2.09E+00
2.17E+00
2.17E+00
2.25E+00
2.17E+00
2.17E+00
2.25E+00
2.17E+00
2.25E+00
2.25E+00
2.33E+00
2.25E+00
2.33E+00
2.25E+00
2.25E+00
2.33E+00
2.33E+00
2.33E+00
2.33E+00
2.33E+00
2.33E+00
2.33E+00
2.33E+00
2.41E+00
2.41E+00
2.41E+00
2.41E+00
2.41E+00
2.41E+00
2.49E+00
2.49E+00
2.41E+00
2.49E+00
2.41E+00
2.49E+00
2.49E+00
2.57E+00
2.49E+00
2.49E+00
2.49E+00
2.49E+00
2.49E+00
2.49E+00
2.57E+00
2.57E+00
2.49E+00
2.57E+00
2.57E+00
2.57E+00
2.57E+00
2.57E+00
2.65E+00
2.57E+00
2.57E+00
2.57E+00
2.57E+00
2.65E+00
2.65E+00
2.65E+00
2.65E+00
2.65E+00
2.65E+00
2.65E+00
2.57E+00
2.65E+00
2.65E+00
2.57E+00
2.73E+00
2.65E+00
2.65E+00
2.65E+00
2.73E+00
2.73E+00
2.65E+00
2.65E+00
2.65E+00
2.73E+00
2.73E+00
2.73E+00
2.73E+00
2.65E+00
2.73E+00
2.65E+00
2.81E+00
2.73E+00
2.65E+00
2.81E+00
2.65E+00
2.73E+00
2.73E+00
2.73E+00
2.65E+00
2.81E+00
2.81E+00
2.81E+00
2.73E+00
2.73E+00
2.81E+00
2.73E+00
2.73E+00
2.73E+00
2.65E+00
2.81E+00
2.73E+00
2.73E+00
2.73E+00
2.73E+00
2.73E+00
2.73E+00
2.73E+00
2.73E+00
2.73E+00
2.73E+00
2.81E+00
2.73E+00
2.73E+00
2.73E+00
2.73E+00
2.81E+00
2.81E+00
2.81E+00
2.73E+00
2.65E+00
2.81E+00
2.73E+00
2.73E+00
2.73E+00
2.73E+00
2.73E+00
2.73E+00
2.73E+00
2.65E+00
2.65E+00
2.65E+00
2.73E+00
2.65E+00
2.65E+00
2.65E+00
2.65E+00
2.65E+00
2.65E+00
2.65E+00
2.65E+00
2.65E+00
2.65E+00
2.65E+00
2.65E+00
2.65E+00
2.65E+00
2.65E+00
2.65E+00
2.57E+00
2.57E+00
2.57E+00
2.65E+00
2.57E+00
2.65E+00
2.57E+00
2.57E+00
2.57E+00
2.65E+00
2.57E+00
2.49E+00
2.57E+00
2.57E+00
2.57E+00
2.57E+00
2.57E+00
2.57E+00
2.57E+00
2.57E+00
2.57E+00
2.49E+00
2.49E+00
2.57E+00
2.49E+00
2.49E+00
2.41E+00
2.49E+00
2.41E+00
2.49E+00
2.41E+00
2.41E+00
2.49E+00
2.41E+00
2.49E+00
2.41E+00
2.33E+00
2.41E+00
2.41E+00
2.33E+00
2.41E+00
2.33E+00
2.41E+00
2.33E+00
2.33E+00
2.33E+00
2.33E+00
2.33E+00
2.25E+00
2.25E+00
2.25E+00
2.25E+00
2.25E+00
2.17E+00
2.25E+00
2.25E+00
2.17E+00
2.17E+00
2.17E+00
2.17E+00
2.17E+00
2.17E+00
2.17E+00
2.17E+00
2.09E+00
2.09E+00
2.01E+00
2.01E+00
2.09E+00
2.01E+00
2.09E+00
2.09E+00
2.01E+00
2.01E+00
2.01E+00
1.93E+00
2.01E+00
2.01E+00
1.93E+00
2.01E+00
1.93E+00
1.85E+00
1.93E+00
1.93E+00
1.85E+00
1.85E+00
1.93E+00
1.85E+00
1.85E+00
1.77E+00
1.77E+00
1.85E+00
1.77E+00
1.69E+00
1.77E+00
1.69E+00
1.69E+00
1.69E+00
1.69E+00
1.69E+00
1.61E+00
1.69E+00
1.61E+00
1.61E+00
1.61E+00
1.61E+00
1.53E+00
1.45E+00
1.53E+00
1.45E+00
1.45E+00
1.45E+00
1.45E+00
1.45E+00
1.37E+00
1.45E+00
1.45E+00
1.37E+00
1.29E+00
1.37E+00
1.37E+00
1.37E+00
1.29E+00
1.29E+00
1.29E+00
1.21E+00
1.21E+00
1.21E+00
1.29E+00
1.13E+00
1.13E+00
1.21E+00
1.21E+00
1.13E+00
1.13E+00
1.13E+00
1.05E+00
1.05E+00
1.05E+00
1.05E+00
1.05E+00
9.65E-01
9.65E-01
9.65E-01
9.65E-01
8.84E-01
8.04E-01
8.84E-01
8.84E-01
8.04E-01
8.04E-01
8.04E-01
8.04E-01
7.24E-01
8.04E-01
8.04E-01
7.24E-01
7.24E-01
7.24E-01
6.43E-01
6.43E-01
6.43E-01
6.43E-01
6.43E-01
5.63E-01
5.63E-01
5.63E-01
5.63E-01
5.63E-01
5.63E-01
4.82E-01
4.82E-01
4.02E-01
4.82E-01
4.82E-01
4.02E-01
3.22E-01
3.22E-01
3.22E-01
3.22E-01
3.22E-01
3.22E-01
3.22E-01
2.41E-01
2.41E-01
2.41E-01
2.41E-01
2.41E-01
2.41E-01
1.61E-01
1.61E-01
1.61E-01
1.61E-01
8.04E-02
8.04E-02
0.00E+00
8.04E-02
0.00E+00
0.00E+00
0.00E+00
0.00E+00
-8.04E-02
0.00E+00
-1.61E-01
-8.04E-02
-8.04E-02
-1.61E-01
-1.61E-01
-1.61E-01
-1.61E-01
-1.61E-01
-2.41E-01
-3.22E-01
-2.41E-01
-2.41E-01
-2.41E-01
-3.22E-01
-3.22E-01
-3.22E-01
-3.22E-01
-3.22E-01
-4.02E-01
-3.22E-01
-4.02E-01
-4.02E-01
-4.82E-01
-4.02E-01
-4.82E-01
-5.63E-01
-4.82E-01
-5.63E-01
-5.63E-01
-5.63E-01
-6.43E-01
-6.43E-01
-6.43E-01
-6.43E-01
-6.43E-01
-6.43E-01
-6.43E-01
-7.24E-01
-7.24E-01
-7.24E-01
-8.04E-01
-8.04E-01
-8.04E-01
-8.84E-01
-8.84E-01
-8.84E-01
-8.84E-01
-9.65E-01
-9.65E-01
-8.84E-01
-9.65E-01
-9.65E-01
-8.84E-01
-1.05E+00
-1.05E+00
-1.05E+00
-1.05E+00
-1.05E+00
-1.13E+00
-1.13E+00
-1.13E+00
-1.13E+00
-1.13E+00
-1.21E+00
-1.21E+00
-1.13E+00
-1.21E+00
-1.21E+00
-1.29E+00
-1.21E+00
-1.29E+00
-1.37E+00
-1.37E+00
-1.29E+00
-1.37E+00
-1.45E+00
-1.37E+00
-1.45E+00
-1.45E+00
-1.45E+00
-1.45E+00
-1.53E+00
-1.53E+00
-1.53E+00
-1.53E+00
-1.53E+00
-1.61E+00
-1.61E+00
-1.61E+00
-1.61E+00
-1.61E+00
-1.61E+00
-1.69E+00
-1.77E+00
-1.69E+00
-1.77E+00
-1.77E+00
-1.77E+00
-1.77E+00
-1.77E+00
-1.77E+00
-1.85E+00
-1.85E+00
-1.85E+00
-1.77E+00
-1.85E+00
-1.85E+00
-1.93E+00
-1.85E+00
-1.85E+00
-1.93E+00
-1.85E+00
-2.01E+00
-1.93E+00
-2.01E+00
-2.01E+00
-2.01E+00
-2.09E+00
-2.01E+00
-2.01E+00
-2.09E+00
-2.09E+00
-2.17E+00
-2.17E+00
-2.17E+00
-2.17E+00
-2.17E+00
-2.17E+00
-2.17E+00
-2.25E+00
-2.17E+00
-2.25E+00
-2.17E+00
-2.33E+00
-2.25E+00
-2.33E+00
-2.25E+00
-2.25E+00
-2.33E+00
-2.33E+00
-2.33E+00
-2.33E+00
-2.33E+00
-2.41E+00
-2.49E+00
-2.41E+00
-2.41E+00
-2.41E+00
-2.41E+00
-2.49E+00
-2.49E+00
-2.49E+00
-2.49E+00
-2.49E+00
-2.49E+00
-2.49E+00
-2.49E+00
-2.49E+00
-2.49E+00
-2.57E+00
-2.57E+00
-2.57E+00
-2.57E+00
-2.57E+00
-2.65E+00
-2.57E+00
-2.65E+00
-2.65E+00
-2.65E+00
-2.73E+00
-2.65E+00
-2.65E+00
-2.65E+00
-2.73E+00
-2.73E+00
-2.65E+00
-2.65E+00
-2.81E+00
-2.73E+00
-2.73E+00
-2.73E+00
-2.81E+00
-2.73E+00
-2.81E+00
-2.81E+00
-2.73E+00
-2.81E+00
-2.81E+00
-2.81E+00
-2.81E+00
-2.89E+00
-2.81E+00
-2.89E+00
-2.89E+00
-2.89E+00
-2.89E+00
-2.89E+00
-2.89E+00
-2.97E+00
-2.89E+00
-2.89E+00
-2.89E+00
-2.97E+00
-2.97E+00
-2.89E+00
-2.97E+00
-2.97E+00
-2.89E+00
-2.89E+00
-2.97E+00
-2.97E+00
-2.97E+00
-2.97E+00
-2.97E+00
-2.97E+00
-3.06E+00
-2.97E+00
-2.97E+00
-2.97E+00
-2.97E+00
-2.97E+00
-3.06E+00
-3.06E+00
-3.06E+00
-3.06E+00
-2.97E+00
-2.97E+00
-3.06E+00
-3.06E+00
-3.06E+00
-3.06E+00
-3.06E+00
-3.06E+00
-3.06E+00
-3.06E+00
-3.06E+00
-3.06E+00
-2.97E+00
-3.06E+00
-2.97E+00
-2.97E+00
-3.06E+00
-3.14E+00
-3.14E+00
-3.14E+00
-3.06E+00
-3.06E+00
-3.06E+00
-2.97E+00
-3.14E+00
-3.06E+00
-3.06E+00
-3.14E+00
-3.06E+00
-3.06E+00
-3.14E+00
-3.06E+00
-3.06E+00
-3.06E+00
-3.06E+00
-3.06E+00
-3.14E+00
-3.06E+00
-3.06E+00
-3.06E+00
-3.06E+00
-3.06E+00
-3.06E+00
-3.14E+00
-2.97E+00
-3.06E+00
-3.06E+00
-3.06E+00
-2.97E+00
-3.06E+00
-3.06E+00
-3.06E+00
-3.06E+00
-2.97E+00
-3.06E+00
-3.06E+00
-2.97E+00
-2.97E+00
-2.97E+00
-2.97E+00
-3.06E+00
-3.06E+00
-2.97E+00
-3.06E+00
-2.97E+00
-2.89E+00
-2.97E+00
-2.97E+00
-2.97E+00
-2.97E+00
-2.97E+00
-2.97E+00
-2.89E+00
-2.97E+00
-2.97E+00
-2.89E+00
-2.97E+00
-2.97E+00
-2.97E+00
-2.89E+00
-2.89E+00
-2.89E+00
-2.89E+00
-2.89E+00
-2.89E+00
-2.89E+00
-2.89E+00
-2.81E+00
-2.89E+00
-2.81E+00
-2.73E+00
-2.89E+00
-2.81E+00
-2.81E+00
-2.73E+00
-2.81E+00
-2.81E+00
-2.81E+00
-2.81E+00
-2.81E+00
-2.81E+00
-2.81E+00
-2.73E+00
-2.73E+00
-2.81E+00
-2.73E+00
-2.65E+00
-2.65E+00
-2.65E+00
-2.65E+00
-2.65E+00
-2.65E+00
-2.65E+00
-2.65E+00
-2.65E+00
-2.57E+00
-2.65E+00
-2.57E+00
-2.57E+00
-2.57E+00
-2.57E+00
-2.57E+00
-2.49E+00
-2.49E+00
-2.57E+00
-2.49E+00
-2.49E+00
-2.49E+00
-2.49E+00
-2.49E+00
-2.41E+00
-2.41E+00
-2.41E+00
-2.41E+00
-2.49E+00
-2.41E+00
-2.33E+00
-2.33E+00
-2.33E+00
-2.33E+00
-2.33E+00
-2.33E+00
-2.33E+00
-2.25E+00
-2.25E+00
-2.25E+00
-2.33E+00
-2.25E+00
-2.25E+00
-2.17E+00
-2.17E+00
-2.17E+00
-2.17E+00
-2.17E+00
-2.09E+00
-2.09E+00
-2.17E+00
-2.17E+00
-2.01E+00
-2.09E+00
-2.09E+00
-2.09E+00
-2.01E+00
-1.93E+00
-2.01E+00
-2.01E+00
-1.93E+00
-1.93E+00
-2.01E+00
-2.01E+00
-1.93E+00
-1.85E+00
-1.85E+00
-1.93E+00
-1.85E+00
-1.85E+00
-1.85E+00
-1.85E+00
-1.77E+00
-1.77E+00
-1.77E+00
-1.69E+00
-1.77E+00
-1.77E+00
-1.69E+00
-1.69E+00
-1.69E+00
-1.61E+00
-1.69E+00
-1.61E+00
-1.61E+00
-1.61E+00
-1.61E+00
-1.53E+00
-1.53E+00
-1.61E+00
-1.53E+00
-1.45E+00
-1.45E+00
-1.45E+00
-1.45E+00
-1.45E+00
-1.37E+00
-1.37E+00
-1.37E+00
-1.45E+00
-1.37E+00
-1.29E+00
-1.29E+00
-1.37E+00
-1.29E+00
-1.29E+00
-1.29E+00
-1.29E+00
-1.21E+00
-1.13E+00
-1.21E+00
-1.13E+00
-1.13E+00
-1.13E+00
-1.13E+00
-1.13E+00
-1.05E+00
-1.05E+00
-1.13E+00
-1.05E+00
-9.65E-01
-9.65E-01
-1.05E+00
-8.84E-01
-9.65E-01
-8.84E-01
-9.65E-01
-9.65E-01
-8.84E-01
-8.04E-01
-8.04E-01
-8.04E-01
-8.04E-01
-8.04E-01
-7.24E-01
-8.04E-01
-8.04E-01
-7.24E-01
-7.24E-01
-6.43E-01
-6.43E-01
-5.63E-01
-6.43E-01
-6.43E-01
-5.63E-01
-5.63E-01
-4.82E-01
-4.82E-01
-4.82E-01
-4.82E-01
-4.82E-01
-4.82E-01
-4.02E-01
-4.02E-01
-4.02E-01
-4.02E-01
-3.22E-01
-3.22E-01
-4.02E-01
-4.02E-01
-4.02E-01
-3.22E-01
-3.22E-01
-2.41E-01
-1.61E-01
-1.61E-01
-1.61E-01
-2.41E-01
-1.61E-01
-8.04E-02
-1.61E-01
-8.04E-02
-8.04E-02
-8.04E-02
-8.04E-02
-8.04E-02
-8.04E-02
-8.04E-02];
y=[-1.29E+00
-1.29E+00
-1.29E+00
-1.29E+00
-1.29E+00
-1.29E+00
-1.29E+00
-1.37E+00
-1.29E+00
-1.29E+00
-1.37E+00
-1.29E+00
-1.29E+00
-1.37E+00
-1.29E+00
-1.29E+00
-1.37E+00
-1.29E+00
-1.37E+00
-1.29E+00
-1.29E+00
-1.29E+00
-1.21E+00
-1.29E+00
-1.29E+00
-1.21E+00
-1.29E+00
-1.29E+00
-1.29E+00
-1.29E+00
-1.29E+00
-1.37E+00
-1.29E+00
-1.37E+00
-1.29E+00
-1.29E+00
-1.29E+00
-1.29E+00
-1.29E+00
-1.21E+00
-1.29E+00
-1.29E+00
-1.37E+00
-1.37E+00
-1.29E+00
-1.29E+00
-1.29E+00
-1.29E+00
-1.29E+00
-1.37E+00
-1.29E+00
-1.29E+00
-1.29E+00
-1.21E+00
-1.29E+00
-1.37E+00
-1.21E+00
-1.29E+00
-1.29E+00
-1.21E+00
-1.29E+00
-1.29E+00
-1.29E+00
-1.29E+00
-1.29E+00
-1.29E+00
-1.29E+00
-1.29E+00
-1.29E+00
-1.29E+00
-1.37E+00
-1.29E+00
-1.21E+00
-1.29E+00
-1.29E+00
-1.29E+00
-1.29E+00
-1.29E+00
-1.21E+00
-1.21E+00
-1.29E+00
-1.29E+00
-1.29E+00
-1.37E+00
-1.29E+00
-1.21E+00
-1.29E+00
-1.29E+00
-1.29E+00
-1.29E+00
-1.21E+00
-1.29E+00
-1.29E+00
-1.29E+00
-1.37E+00
-1.29E+00
-1.29E+00
-1.37E+00
-1.21E+00
-1.29E+00
-1.29E+00
-1.37E+00
-1.29E+00
-1.29E+00
-1.29E+00
-1.37E+00
-1.21E+00
-1.29E+00
-1.29E+00
-1.21E+00
-1.21E+00
-1.21E+00
-1.29E+00
-1.37E+00
-1.29E+00
-1.29E+00
-1.29E+00
-1.29E+00
-1.29E+00
-1.37E+00
-1.21E+00
-1.21E+00
-1.37E+00
-1.21E+00
-1.21E+00
-1.29E+00
-1.29E+00
-1.21E+00
-1.21E+00
-1.21E+00
-1.29E+00
-1.29E+00
-1.29E+00
-1.21E+00
-1.29E+00
-1.29E+00
-1.21E+00
-1.21E+00
-1.29E+00
-1.21E+00
-1.21E+00
-1.29E+00
-1.29E+00
-1.21E+00
-1.37E+00
-1.29E+00
-1.21E+00
-1.21E+00
-1.29E+00
-1.29E+00
-1.29E+00
-1.37E+00
-1.21E+00
-1.13E+00
-1.29E+00
-1.29E+00
-1.21E+00
-1.21E+00
-1.29E+00
-1.29E+00
-1.29E+00
-1.29E+00
-1.21E+00
-1.29E+00
-1.29E+00
-1.21E+00
-1.29E+00
-1.21E+00
-1.21E+00
-1.29E+00
-1.21E+00
-1.37E+00
-1.21E+00
-1.21E+00
-1.37E+00
-1.29E+00
-1.29E+00
-1.21E+00
-1.21E+00
-1.29E+00
-1.21E+00
-1.21E+00
-1.21E+00
-1.29E+00
-1.29E+00
-1.29E+00
-1.21E+00
-1.29E+00
-1.21E+00
-1.29E+00
-1.21E+00
-1.21E+00
-1.29E+00
-1.21E+00
-1.29E+00
-1.21E+00
-1.21E+00
-1.21E+00
-1.21E+00
-1.29E+00
-1.29E+00
-1.29E+00
-1.29E+00
-1.21E+00
-1.21E+00
-1.29E+00
-1.21E+00
-1.29E+00
-1.21E+00
-1.29E+00
-1.21E+00
-1.21E+00
-1.29E+00
-1.29E+00
-1.37E+00
-1.21E+00
-1.21E+00
-1.29E+00
-1.29E+00
-1.21E+00
-1.29E+00
-1.29E+00
-1.29E+00
-1.21E+00
-1.21E+00
-1.29E+00
-1.29E+00
-1.29E+00
-1.29E+00
-1.29E+00
-1.21E+00
-1.29E+00
-1.21E+00
-1.21E+00
-1.29E+00
-1.21E+00
-1.37E+00
-1.21E+00
-1.29E+00
-1.21E+00
-1.29E+00
-1.21E+00
-1.21E+00
-1.29E+00
-1.29E+00
-1.29E+00
-1.21E+00
-1.21E+00
-1.21E+00
-1.21E+00
-1.29E+00
-1.29E+00
-1.21E+00
-1.29E+00
-1.21E+00
-1.29E+00
-1.29E+00
-1.21E+00
-1.21E+00
-1.29E+00
-1.21E+00
-1.21E+00
-1.29E+00
-1.29E+00
-1.21E+00
-1.21E+00
-1.29E+00
-1.29E+00
-1.21E+00
-1.21E+00
-1.21E+00
-1.29E+00
-1.21E+00
-1.21E+00
-1.29E+00
-1.29E+00
-1.21E+00
-1.21E+00
-1.29E+00
-1.21E+00
-1.29E+00
-1.29E+00
-1.21E+00
-1.21E+00
-1.29E+00
-1.21E+00
-1.21E+00
-1.21E+00
-1.29E+00
-1.21E+00
-1.21E+00
-1.29E+00
-1.29E+00
-1.29E+00
-1.29E+00
-1.29E+00
-1.29E+00
-1.29E+00
-1.21E+00
-1.21E+00
-1.21E+00
-1.29E+00
-1.29E+00
-1.21E+00
-1.29E+00
-1.21E+00
-1.21E+00
-1.21E+00
-1.29E+00
-1.21E+00
-1.29E+00
-1.21E+00
-1.29E+00
-1.21E+00
-1.29E+00
-1.21E+00
-1.21E+00
-1.29E+00
-1.29E+00
-1.29E+00
-1.21E+00
-1.37E+00
-1.29E+00
-1.29E+00
-1.29E+00
-1.29E+00
-1.21E+00
-1.29E+00
-1.29E+00
-1.29E+00
-1.21E+00
-1.29E+00
-1.29E+00
-1.29E+00
-1.21E+00
-1.29E+00
-1.21E+00
-1.13E+00
-1.29E+00
-1.21E+00
-1.29E+00
-1.29E+00
-1.29E+00
-1.37E+00
-1.29E+00
-1.29E+00
-1.29E+00
-1.21E+00
-1.29E+00
-1.21E+00
-1.29E+00
-1.29E+00
-1.21E+00
-1.21E+00
-1.29E+00
-1.29E+00
-1.29E+00
-1.29E+00
-1.29E+00
-1.37E+00
-1.29E+00
-1.37E+00
-1.29E+00
-1.29E+00
-1.29E+00
-1.21E+00
-1.21E+00
-1.29E+00
-1.29E+00
-1.21E+00
-1.21E+00
-1.29E+00
-1.37E+00
-1.29E+00
-1.29E+00
-1.21E+00
-1.21E+00
-1.29E+00
-1.21E+00
-1.29E+00
-1.29E+00
-1.21E+00
-1.29E+00
-1.29E+00
-1.29E+00
-1.21E+00
-1.29E+00
-1.21E+00
-1.29E+00
-1.37E+00
-1.21E+00
-1.29E+00
-1.37E+00
-1.29E+00
-1.29E+00
-1.29E+00
-1.29E+00
-1.21E+00
-1.29E+00
-1.29E+00
-1.29E+00
-1.29E+00
-1.29E+00
-1.29E+00
-1.29E+00
-1.21E+00
-1.29E+00
-1.29E+00
-1.29E+00
-1.29E+00
-1.29E+00
-1.21E+00
-1.37E+00
-1.21E+00
-1.29E+00
-1.37E+00
-1.29E+00
-1.29E+00
-1.29E+00
-1.29E+00
-1.29E+00
-1.37E+00
-1.21E+00
-1.29E+00
-1.29E+00
-1.21E+00
-1.29E+00
-1.29E+00
-1.29E+00
-1.37E+00
-1.29E+00
-1.29E+00
-1.37E+00
-1.29E+00
-1.29E+00
-1.21E+00
-1.37E+00
-1.21E+00
-1.29E+00
-1.29E+00
-1.29E+00
-1.29E+00
-1.29E+00
-1.21E+00
-1.37E+00
-1.29E+00
-1.37E+00
-1.29E+00
-1.29E+00
-1.29E+00
-1.29E+00
-1.37E+00
-1.29E+00
-1.29E+00
-1.29E+00
-1.37E+00
-1.29E+00
-1.29E+00
-1.21E+00
-1.29E+00
-1.37E+00
-1.29E+00
-1.21E+00
-1.29E+00
-1.29E+00
-1.37E+00
-1.29E+00
-1.37E+00
-1.29E+00
-1.29E+00
-1.29E+00
-1.29E+00
-1.29E+00
-1.37E+00
-1.29E+00
-1.29E+00
-1.37E+00
-1.37E+00
-1.37E+00
-1.29E+00
-1.37E+00
-1.29E+00
-1.37E+00
-1.37E+00
-1.29E+00
-1.37E+00
-1.29E+00
-1.29E+00
-1.29E+00
-1.29E+00
-1.37E+00
-1.29E+00
-1.29E+00
-1.37E+00
-1.29E+00
-1.29E+00
-1.37E+00
-1.29E+00
-1.37E+00
-1.29E+00
-1.45E+00
-1.29E+00
-1.37E+00
-1.37E+00
-1.37E+00
-1.29E+00
-1.29E+00
-1.37E+00
-1.37E+00
-1.37E+00
-1.37E+00
-1.29E+00
-1.37E+00
-1.29E+00
-1.37E+00
-1.29E+00
-1.37E+00
-1.29E+00
-1.29E+00
-1.37E+00
-1.37E+00
-1.37E+00
-1.37E+00
-1.29E+00
-1.37E+00
-1.37E+00
-1.37E+00
-1.37E+00
-1.29E+00
-1.37E+00
-1.29E+00
-1.37E+00
-1.37E+00
-1.29E+00
-1.37E+00
-1.29E+00
-1.37E+00
-1.37E+00
-1.29E+00
-1.37E+00
-1.37E+00
-1.37E+00
-1.37E+00
-1.37E+00
-1.45E+00
-1.37E+00
-1.37E+00
-1.37E+00
-1.53E+00
-1.37E+00
-1.37E+00
-1.45E+00
-1.37E+00
-1.37E+00
-1.45E+00
-1.37E+00
-1.45E+00
-1.45E+00
-1.45E+00
-1.45E+00
-1.45E+00
-1.37E+00
-1.37E+00
-1.53E+00
-1.45E+00
-1.45E+00
-1.45E+00
-1.45E+00
-1.53E+00
-1.45E+00
-1.53E+00
-1.61E+00
-1.53E+00
-1.53E+00
-1.45E+00
-1.53E+00
-1.53E+00
-1.53E+00
-1.53E+00
-1.53E+00
-1.53E+00
-1.61E+00
-1.61E+00
-1.61E+00
-1.69E+00
-1.61E+00
-1.69E+00
-1.77E+00
-1.69E+00
-1.77E+00
-1.69E+00
-1.77E+00
-1.85E+00
-1.77E+00
-1.85E+00
-1.85E+00
-1.85E+00
-1.85E+00
-1.85E+00
-1.93E+00
-1.85E+00
-2.01E+00
-2.01E+00
-1.93E+00
-1.93E+00
-1.93E+00
-2.01E+00
-2.01E+00
-2.01E+00
-2.09E+00
-2.01E+00
-2.09E+00
-2.09E+00
-2.01E+00
-2.09E+00
-2.17E+00
-2.09E+00
-2.17E+00
-2.09E+00
-2.09E+00
-2.17E+00
-2.17E+00
-2.25E+00
-2.17E+00
-2.17E+00
-2.33E+00
-2.25E+00
-2.25E+00
-2.25E+00
-2.33E+00
-2.33E+00
-2.25E+00
-2.33E+00
-2.33E+00
-2.41E+00
-2.33E+00
-2.41E+00
-2.49E+00
-2.41E+00
-2.41E+00
-2.41E+00
-2.41E+00
-2.49E+00
-2.49E+00
-2.49E+00
-2.49E+00
-2.41E+00
-2.57E+00
-2.57E+00
-2.49E+00
-2.49E+00
-2.57E+00
-2.57E+00
-2.57E+00
-2.57E+00
-2.57E+00
-2.57E+00
-2.57E+00
-2.65E+00
-2.57E+00
-2.65E+00
-2.73E+00
-2.57E+00
-2.65E+00
-2.57E+00
-2.73E+00
-2.65E+00
-2.73E+00
-2.73E+00
-2.65E+00
-2.73E+00
-2.73E+00
-2.73E+00
-2.73E+00
-2.81E+00
-2.81E+00
-2.81E+00
-2.81E+00
-2.73E+00
-2.81E+00
-2.89E+00
-2.73E+00
-2.81E+00
-2.81E+00
-2.81E+00
-2.81E+00
-2.81E+00
-2.89E+00
-2.89E+00
-2.81E+00
-2.81E+00
-2.89E+00
-2.81E+00
-2.89E+00
-2.89E+00
-2.89E+00
-2.89E+00
-2.89E+00
-2.97E+00
-2.81E+00
-2.97E+00
-2.89E+00
-2.89E+00
-2.97E+00
-2.97E+00
-2.89E+00
-2.97E+00
-2.97E+00
-2.97E+00
-2.97E+00
-2.97E+00
-2.97E+00
-2.97E+00
-2.97E+00
-2.97E+00
-3.06E+00
-2.97E+00
-3.06E+00
-2.97E+00
-3.06E+00
-2.97E+00
-2.97E+00
-2.97E+00
-2.97E+00
-3.06E+00
-2.97E+00
-2.97E+00
-3.06E+00
-2.97E+00
-3.06E+00
-2.97E+00
-3.06E+00
-3.06E+00
-3.06E+00
-2.97E+00
-3.06E+00
-2.97E+00
-3.06E+00
-3.06E+00
-3.06E+00
-2.97E+00
-3.06E+00
-2.97E+00
-3.06E+00
-3.06E+00
-2.97E+00
-3.06E+00
-3.06E+00
-2.97E+00
-3.06E+00
-3.06E+00
-3.06E+00
-3.06E+00
-3.06E+00
-3.06E+00
-3.06E+00
-2.97E+00
-3.06E+00
-2.97E+00
-3.06E+00
-3.06E+00
-2.97E+00
-2.97E+00
-2.97E+00
-3.06E+00
-2.97E+00
-3.06E+00
-2.89E+00
-2.97E+00
-2.97E+00
-2.97E+00
-2.97E+00
-2.97E+00
-2.97E+00
-2.97E+00
-2.97E+00
-2.97E+00
-2.89E+00
-2.97E+00
-2.97E+00
-2.97E+00
-2.97E+00
-2.89E+00
-2.89E+00
-2.97E+00
-2.89E+00
-2.97E+00
-2.89E+00
-2.97E+00
-2.89E+00
-2.89E+00
-2.89E+00
-2.81E+00
-2.89E+00
-2.89E+00
-2.89E+00
-2.81E+00
-2.81E+00
-2.81E+00
-2.89E+00
-2.89E+00
-2.81E+00
-2.81E+00
-2.81E+00
-2.81E+00
-2.73E+00
-2.81E+00
-2.73E+00
-2.81E+00
-2.73E+00
-2.73E+00
-2.73E+00
-2.81E+00
-2.81E+00
-2.73E+00
-2.73E+00
-2.73E+00
-2.65E+00
-2.65E+00
-2.65E+00
-2.57E+00
-2.65E+00
-2.73E+00
-2.65E+00
-2.73E+00
-2.57E+00
-2.65E+00
-2.65E+00
-2.57E+00
-2.57E+00
-2.57E+00
-2.57E+00
-2.57E+00
-2.57E+00
-2.57E+00
-2.57E+00
-2.49E+00
-2.49E+00
-2.49E+00
-2.49E+00
-2.49E+00
-2.49E+00
-2.41E+00
-2.49E+00
-2.41E+00
-2.41E+00
-2.41E+00
-2.41E+00
-2.41E+00
-2.33E+00
-2.41E+00
-2.33E+00
-2.33E+00
-2.33E+00
-2.33E+00
-2.41E+00
-2.33E+00
-2.33E+00
-2.33E+00
-2.33E+00
-2.17E+00
-2.33E+00
-2.17E+00
-2.17E+00
-2.17E+00
-2.25E+00
-2.17E+00
-2.25E+00
-2.17E+00
-2.09E+00
-2.17E+00
-2.17E+00
-2.09E+00
-2.01E+00
-2.09E+00
-2.09E+00
-2.09E+00
-2.09E+00
-2.01E+00
-2.01E+00
-2.01E+00
-2.09E+00
-1.93E+00
-1.93E+00
-1.85E+00
-1.93E+00
-1.93E+00
-1.93E+00
-1.93E+00
-1.85E+00
-1.85E+00
-1.85E+00
-1.77E+00
-1.85E+00
-1.85E+00
-1.77E+00
-1.77E+00
-1.69E+00
-1.69E+00
-1.77E+00
-1.61E+00
-1.61E+00
-1.69E+00
-1.61E+00
-1.69E+00
-1.61E+00
-1.61E+00
-1.61E+00
-1.53E+00
-1.53E+00
-1.53E+00
-1.53E+00
-1.45E+00
-1.53E+00
-1.53E+00
-1.53E+00
-1.45E+00
-1.45E+00
-1.53E+00
-1.45E+00
-1.45E+00
-1.45E+00
-1.45E+00
-1.53E+00
-1.45E+00
-1.37E+00
-1.45E+00
-1.45E+00
-1.45E+00
-1.37E+00
-1.45E+00
-1.37E+00
-1.37E+00
-1.29E+00
-1.37E+00
-1.45E+00
-1.37E+00
-1.45E+00
-1.45E+00
-1.37E+00
-1.45E+00
-1.45E+00
-1.37E+00
-1.37E+00
-1.45E+00
-1.37E+00
-1.37E+00
-1.37E+00
-1.37E+00
-1.37E+00
-1.37E+00
-1.29E+00
-1.37E+00
-1.37E+00
-1.37E+00
-1.29E+00
-1.37E+00
-1.37E+00
-1.29E+00
-1.37E+00
-1.37E+00
-1.29E+00
-1.37E+00
-1.37E+00
-1.45E+00
-1.45E+00
-1.37E+00
-1.29E+00
-1.37E+00
-1.37E+00
-1.37E+00
-1.37E+00
-1.37E+00
-1.37E+00
-1.29E+00
-1.37E+00
-1.37E+00
-1.29E+00
-1.37E+00
-1.29E+00
-1.37E+00
-1.29E+00
-1.29E+00
-1.37E+00
-1.29E+00
-1.29E+00
-1.29E+00
-1.29E+00
-1.29E+00
-1.29E+00
-1.29E+00
-1.37E+00
-1.21E+00
-1.37E+00
-1.37E+00
-1.29E+00
-1.29E+00
-1.37E+00
-1.37E+00
-1.37E+00
-1.37E+00
-1.37E+00
-1.29E+00
-1.29E+00
-1.37E+00
-1.29E+00
-1.29E+00
-1.29E+00
-1.21E+00
-1.37E+00
-1.29E+00
-1.29E+00
-1.37E+00
-1.37E+00
-1.29E+00
-1.29E+00
-1.37E+00
-1.37E+00
-1.37E+00
-1.29E+00
-1.21E+00
-1.37E+00
-1.29E+00
-1.21E+00
-1.29E+00
-1.29E+00
-1.29E+00
-1.29E+00
-1.21E+00
-1.29E+00
-1.29E+00
-1.29E+00
-1.37E+00
-1.21E+00
-1.29E+00
-1.29E+00
-1.21E+00
-1.37E+00
-1.29E+00
-1.29E+00
-1.29E+00
-1.29E+00
-1.37E+00
-1.29E+00
-1.29E+00
-1.29E+00
-1.29E+00
-1.29E+00
-1.37E+00
-1.29E+00
-1.29E+00
-1.29E+00
-1.29E+00
-1.21E+00
-1.29E+00
-1.21E+00
-1.29E+00
-1.37E+00
-1.29E+00
-1.29E+00
-1.21E+00
-1.29E+00
-1.37E+00
-1.29E+00
-1.21E+00
-1.29E+00
-1.29E+00
-1.29E+00
-1.21E+00
-1.29E+00
-1.29E+00
-1.29E+00
-1.29E+00
-1.37E+00
-1.29E+00
-1.21E+00
-1.29E+00
-1.21E+00
-1.21E+00
-1.29E+00
-1.29E+00
-1.29E+00
-1.21E+00
-1.29E+00
-1.29E+00
-1.21E+00
-1.29E+00
-1.37E+00
-1.29E+00
-1.21E+00
-1.21E+00
-1.29E+00
-1.21E+00
-1.29E+00
-1.29E+00
-1.21E+00
-1.21E+00
-1.29E+00
-1.21E+00
-1.29E+00
-1.29E+00
-1.21E+00
-1.21E+00
-1.29E+00
-1.21E+00
-1.29E+00
-1.29E+00
-1.29E+00
-1.21E+00
-1.29E+00
-1.29E+00
-1.29E+00
-1.21E+00
-1.29E+00
-1.29E+00
-1.21E+00
-1.21E+00
-1.29E+00
-1.21E+00
-1.29E+00
-1.29E+00
-1.29E+00
-1.29E+00
-1.29E+00
-1.21E+00
-1.21E+00
-1.21E+00
-1.29E+00
-1.29E+00
-1.29E+00
-1.21E+00
-1.21E+00
-1.21E+00
-1.29E+00
-1.21E+00
-1.21E+00
-1.21E+00
-1.21E+00
-1.21E+00
-1.29E+00
-1.37E+00
-1.29E+00
-1.29E+00
-1.21E+00
-1.29E+00
-1.21E+00
-1.21E+00
-1.29E+00
-1.21E+00
-1.21E+00
-1.21E+00
-1.29E+00
-1.21E+00
-1.29E+00
-1.29E+00
-1.29E+00
-1.29E+00
-1.37E+00
-1.21E+00
-1.29E+00
-1.37E+00
-1.21E+00
-1.29E+00
-1.21E+00
-1.29E+00
-1.29E+00
-1.21E+00
-1.21E+00
-1.29E+00
-1.21E+00
-1.21E+00
-1.29E+00
-1.37E+00
-1.29E+00
-1.29E+00
-1.29E+00
-1.29E+00
-1.21E+00
-1.29E+00
-1.29E+00
-1.29E+00
-1.29E+00
-1.29E+00
-1.29E+00
-1.29E+00
-1.29E+00
-1.29E+00
-1.21E+00
-1.29E+00
-1.37E+00
-1.21E+00
-1.29E+00
-1.21E+00
-1.29E+00
-1.29E+00
-1.21E+00
-1.29E+00
-1.21E+00
-1.29E+00
-1.29E+00
-1.21E+00
-1.21E+00
-1.21E+00
-1.29E+00
-1.29E+00
-1.29E+00
-1.21E+00
-1.37E+00
-1.21E+00
-1.21E+00
-1.29E+00
-1.13E+00
-1.29E+00
-1.29E+00
-1.21E+00
-1.21E+00
-1.29E+00
-1.21E+00
-1.29E+00
-1.21E+00
-1.21E+00
-1.29E+00
-1.29E+00
-1.29E+00
-1.29E+00
-1.29E+00
-1.29E+00
-1.21E+00
-1.29E+00
-1.29E+00
-1.21E+00
-1.21E+00
-1.21E+00
-1.37E+00
-1.21E+00
-1.29E+00
-1.29E+00
-1.29E+00
-1.21E+00
-1.29E+00
-1.21E+00
-1.29E+00
-1.21E+00
-1.21E+00
-1.29E+00
-1.21E+00
-1.29E+00
-1.21E+00
-1.21E+00
-1.29E+00
-1.21E+00
-1.37E+00
-1.29E+00
-1.29E+00
-1.21E+00
-1.21E+00
-1.21E+00
-1.29E+00
-1.29E+00
-1.21E+00
-1.29E+00
-1.29E+00
-1.21E+00
-1.29E+00
-1.37E+00
-1.29E+00
-1.21E+00
-1.29E+00
-1.21E+00
-1.29E+00
-1.21E+00
-1.21E+00
-1.29E+00
-1.29E+00
-1.21E+00
-1.29E+00
-1.21E+00
-1.21E+00
-1.29E+00
-1.21E+00
-1.37E+00
-1.29E+00
-1.21E+00
-1.21E+00
-1.29E+00
-1.29E+00
-1.21E+00
-1.21E+00
-1.21E+00
-1.21E+00
-1.21E+00
-1.29E+00
-1.29E+00
-1.29E+00
-1.37E+00
-1.29E+00
-1.21E+00
-1.21E+00
-1.29E+00
-1.21E+00
-1.29E+00
-1.29E+00
-1.21E+00
-1.29E+00
-1.29E+00
-1.29E+00
-1.37E+00
-1.21E+00
-1.29E+00
-1.21E+00
-1.29E+00
-1.29E+00
-1.29E+00
-1.29E+00
-1.29E+00
-1.29E+00
-1.21E+00
-1.21E+00
-1.29E+00
-1.29E+00
-1.29E+00
-1.21E+00
-1.21E+00
-1.29E+00
-1.29E+00
-1.29E+00
-1.29E+00
-1.29E+00
-1.21E+00
-1.21E+00
-1.29E+00
-1.29E+00
-1.21E+00
-1.37E+00
-1.21E+00
-1.37E+00
-1.21E+00
-1.29E+00
-1.37E+00
-1.29E+00
-1.29E+00
-1.21E+00
-1.29E+00
-1.29E+00
-1.29E+00
-1.29E+00
-1.29E+00
-1.29E+00
-1.21E+00
-1.21E+00
-1.21E+00
-1.29E+00
-1.21E+00
-1.29E+00
-1.21E+00
-1.29E+00
-1.29E+00
-1.21E+00
-1.29E+00
-1.21E+00
-1.21E+00
-1.21E+00
-1.21E+00
-1.21E+00
-1.21E+00
-1.29E+00
-1.29E+00
-1.21E+00
-1.29E+00
-1.37E+00
-1.29E+00
-1.21E+00
-1.21E+00
-1.29E+00
-1.29E+00
-1.21E+00
-1.29E+00
-1.29E+00
-1.29E+00
-1.21E+00
-1.29E+00
-1.29E+00
-1.29E+00
-1.29E+00
-1.37E+00
-1.29E+00
-1.21E+00
-1.29E+00
-1.29E+00
-1.29E+00
-1.29E+00
-1.21E+00
-1.29E+00
-1.37E+00
-1.37E+00
-1.29E+00
-1.29E+00
-1.29E+00
-1.29E+00
-1.21E+00
-1.29E+00
-1.29E+00
-1.37E+00
-1.21E+00
-1.29E+00
-1.29E+00
-1.29E+00
-1.29E+00
-1.29E+00
-1.37E+00
-1.29E+00
-1.29E+00
-1.29E+00
-1.29E+00
-1.29E+00
-1.29E+00
-1.29E+00
-1.29E+00
-1.29E+00
-1.29E+00
-1.21E+00
-1.29E+00
-1.29E+00
-1.29E+00
-1.37E+00
-1.37E+00
-1.29E+00
-1.29E+00
-1.29E+00
-1.29E+00
-1.21E+00
-1.21E+00
-1.37E+00
-1.29E+00
-1.29E+00
-1.29E+00
-1.29E+00
-1.29E+00
-1.29E+00
-1.37E+00
-1.29E+00
-1.21E+00
-1.29E+00
-1.29E+00
-1.29E+00
-1.29E+00
-1.37E+00
-1.29E+00
-1.29E+00
-1.29E+00
-1.29E+00
-1.29E+00
-1.37E+00
-1.29E+00
-1.29E+00
-1.29E+00
-1.29E+00
-1.29E+00
-1.29E+00
-1.37E+00
-1.37E+00
-1.37E+00
-1.37E+00
-1.29E+00
-1.37E+00
-1.29E+00
-1.29E+00
-1.29E+00
-1.29E+00
-1.21E+00
-1.29E+00
-1.29E+00
-1.37E+00
-1.37E+00
-1.37E+00
-1.29E+00
-1.29E+00
-1.29E+00
-1.29E+00
-1.29E+00
-1.37E+00
-1.29E+00
-1.37E+00
-1.29E+00
-1.37E+00
-1.37E+00
-1.29E+00
-1.29E+00
-1.29E+00
-1.29E+00
-1.29E+00
-1.37E+00
-1.37E+00
-1.29E+00
-1.29E+00
-1.37E+00
-1.37E+00
-1.29E+00
-1.29E+00
-1.37E+00
-1.37E+00
-1.29E+00
-1.37E+00
-1.29E+00
-1.37E+00
-1.37E+00
-1.37E+00
-1.29E+00
-1.29E+00
-1.37E+00
-1.29E+00
-1.29E+00
-1.37E+00
-1.45E+00
-1.37E+00
-1.29E+00
-1.29E+00
-1.37E+00
-1.45E+00
-1.37E+00
-1.37E+00
-1.37E+00
-1.37E+00
-1.29E+00
-1.37E+00
-1.37E+00
-1.29E+00
-1.37E+00
-1.37E+00
-1.37E+00
-1.37E+00
-1.29E+00
-1.29E+00
-1.37E+00
-1.29E+00
-1.37E+00
-1.45E+00
-1.37E+00
-1.37E+00
-1.37E+00
-1.37E+00
-1.45E+00
-1.37E+00
-1.29E+00
-1.37E+00
-1.37E+00
-1.29E+00
-1.45E+00
-1.45E+00
-1.37E+00
-1.37E+00
-1.37E+00
-1.37E+00
-1.37E+00
-1.37E+00
-1.45E+00
-1.37E+00
-1.37E+00
-1.45E+00
-1.45E+00
-1.37E+00
-1.45E+00
-1.45E+00
-1.45E+00
-1.45E+00
-1.45E+00
-1.45E+00
-1.45E+00
-1.45E+00
-1.37E+00
-1.45E+00
-1.53E+00
-1.53E+00
-1.53E+00
-1.53E+00
-1.53E+00
-1.61E+00
-1.53E+00
-1.53E+00
-1.61E+00
-1.53E+00
-1.61E+00
-1.69E+00
-1.61E+00
-1.61E+00
-1.69E+00
-1.61E+00
-1.69E+00
-1.69E+00
-1.77E+00
-1.77E+00
-1.77E+00
-1.85E+00
-1.85E+00
-1.77E+00
-1.85E+00
-1.85E+00
-1.85E+00
-1.93E+00
-1.85E+00
-1.93E+00
-1.93E+00
-1.85E+00
-1.93E+00
-2.01E+00
-2.09E+00
-1.93E+00
-2.01E+00
-2.01E+00
-2.01E+00
-2.01E+00
-2.09E+00
-2.09E+00
-2.01E+00
-2.01E+00
-2.09E+00
-2.09E+00
-2.17E+00
-2.09E+00
-2.17E+00
-2.17E+00
-2.17E+00
-2.17E+00
-2.25E+00
-2.25E+00
-2.25E+00
-2.25E+00
-2.25E+00
-2.33E+00
-2.33E+00
-2.33E+00
-2.33E+00
-2.33E+00
-2.33E+00
-2.33E+00
-2.41E+00
-2.41E+00
-2.33E+00
-2.41E+00
-2.41E+00
-2.49E+00
-2.41E+00
-2.49E+00
-2.57E+00
-2.49E+00
-2.41E+00
-2.49E+00
-2.49E+00
-2.49E+00
-2.49E+00
-2.57E+00
-2.57E+00
-2.49E+00
-2.57E+00
-2.57E+00
-2.57E+00
-2.57E+00
-2.57E+00
-2.65E+00
-2.65E+00
-2.73E+00
-2.57E+00
-2.57E+00
-2.65E+00
-2.65E+00
-2.73E+00
-2.65E+00
-2.73E+00
-2.65E+00
-2.81E+00
-2.81E+00
-2.65E+00
-2.81E+00
-2.73E+00
-2.81E+00
-2.73E+00
-2.81E+00
-2.73E+00
-2.81E+00
-2.81E+00
-2.81E+00
-2.89E+00
-2.81E+00
-2.81E+00
-2.81E+00
-2.81E+00
-2.89E+00
-2.81E+00
-2.81E+00
-2.81E+00
-2.97E+00
-2.89E+00
-2.89E+00
-2.89E+00
-2.89E+00
-2.89E+00
-2.89E+00
-2.89E+00
-2.89E+00
-2.89E+00
-2.89E+00
-2.97E+00
-2.89E+00
-2.89E+00
-2.89E+00
-2.89E+00
-2.97E+00
-2.89E+00
-2.97E+00
-2.97E+00
-2.97E+00
-2.89E+00
-2.97E+00
-2.97E+00
-2.97E+00
-3.06E+00
-3.06E+00
-2.97E+00
-2.97E+00
-3.06E+00
-2.97E+00
-2.97E+00
-2.97E+00
-2.89E+00
-3.06E+00
-3.06E+00
-3.06E+00
-3.06E+00
-2.97E+00
-3.06E+00
-2.97E+00
-3.06E+00
-3.06E+00
-2.97E+00
-2.97E+00
-3.14E+00
-3.06E+00
-3.06E+00
-2.97E+00
-2.97E+00
-2.97E+00
-3.06E+00
-3.06E+00
-3.06E+00
-2.97E+00
-2.97E+00
-2.97E+00
-2.97E+00
-3.06E+00
-3.06E+00
-2.97E+00
-3.06E+00
-2.97E+00
-2.97E+00
-3.06E+00
-3.06E+00
-3.06E+00
-2.97E+00
-3.06E+00
-2.97E+00
-3.06E+00
-2.97E+00
-2.89E+00
-3.06E+00
-3.06E+00
-3.06E+00
-2.97E+00
-2.97E+00
-2.97E+00
-2.97E+00
-3.06E+00
-2.97E+00
-2.97E+00
-2.97E+00
-2.97E+00
-2.97E+00
-2.89E+00
-2.97E+00
-2.97E+00
-2.97E+00
-2.89E+00
-2.97E+00
-2.97E+00
-2.97E+00
-2.97E+00
-2.89E+00
-2.97E+00
-2.89E+00
-2.89E+00
-2.89E+00
-2.89E+00
-2.89E+00
-2.89E+00
-2.89E+00
-2.97E+00
-2.81E+00
-2.89E+00
-2.81E+00
-2.81E+00
-2.81E+00
-2.89E+00
-2.81E+00
-2.81E+00
-2.81E+00
-2.89E+00
-2.81E+00
-2.73E+00
-2.81E+00
-2.89E+00
-2.73E+00
-2.73E+00
-2.73E+00
-2.73E+00
-2.73E+00
-2.73E+00
-2.81E+00
-2.65E+00
-2.73E+00
-2.73E+00
-2.65E+00
-2.65E+00
-2.65E+00
-2.73E+00
-2.65E+00
-2.65E+00
-2.65E+00
-2.57E+00
-2.65E+00
-2.57E+00
-2.49E+00
-2.57E+00
-2.65E+00
-2.57E+00
-2.49E+00
-2.49E+00
-2.49E+00
-2.57E+00
-2.49E+00
-2.49E+00
-2.49E+00
-2.41E+00
-2.49E+00
-2.49E+00
-2.49E+00
-2.41E+00
-2.41E+00
-2.41E+00
-2.41E+00
-2.41E+00
-2.41E+00
-2.41E+00
-2.33E+00
-2.33E+00
-2.33E+00
-2.33E+00
-2.33E+00
-2.33E+00
-2.33E+00
-2.25E+00
-2.33E+00
-2.33E+00
-2.25E+00
-2.17E+00
-2.25E+00
-2.17E+00
-2.25E+00
-2.17E+00
-2.25E+00
-2.17E+00
-2.17E+00
-2.09E+00
-2.17E+00
-2.09E+00
-2.01E+00
-2.09E+00
-2.09E+00
-2.01E+00
-2.01E+00
-2.01E+00
-2.01E+00
-2.01E+00
-2.01E+00
-2.01E+00
-1.93E+00
-1.93E+00
-2.01E+00
-2.01E+00
-1.93E+00
-1.93E+00
-2.01E+00
-1.85E+00
-1.85E+00
-1.85E+00
-1.69E+00
-1.77E+00
-1.77E+00
-1.77E+00
-1.69E+00
-1.69E+00
-1.77E+00
-1.69E+00
-1.61E+00
-1.69E+00
-1.61E+00
-1.61E+00
-1.69E+00
-1.53E+00
-1.61E+00
-1.53E+00
-1.53E+00
-1.45E+00
-1.45E+00
-1.53E+00
-1.45E+00
-1.53E+00
-1.45E+00
-1.53E+00
-1.37E+00
-1.53E+00
-1.37E+00
-1.53E+00
-1.53E+00
-1.45E+00
-1.37E+00
-1.37E+00
-1.37E+00
-1.37E+00
-1.45E+00
-1.37E+00
-1.37E+00
-1.45E+00
-1.37E+00
-1.37E+00
-1.45E+00
-1.37E+00
-1.45E+00
-1.37E+00
-1.45E+00
-1.45E+00
-1.45E+00
-1.45E+00
-1.45E+00
-1.45E+00
-1.37E+00
-1.37E+00
-1.37E+00
-1.37E+00
-1.29E+00
-1.37E+00
-1.45E+00
-1.37E+00
-1.29E+00
-1.37E+00
-1.37E+00
-1.37E+00
-1.37E+00
-1.37E+00
-1.45E+00
-1.37E+00
-1.37E+00
-1.37E+00
-1.29E+00
-1.29E+00
-1.29E+00
-1.37E+00
-1.37E+00
-1.29E+00
-1.37E+00
-1.29E+00
-1.37E+00
-1.37E+00
-1.29E+00
-1.37E+00
-1.37E+00
-1.29E+00
-1.37E+00
-1.37E+00
-1.45E+00
-1.37E+00
-1.37E+00
-1.29E+00
-1.29E+00
-1.29E+00
-1.37E+00
-1.37E+00
-1.29E+00
-1.37E+00
-1.37E+00
-1.29E+00
-1.37E+00
-1.37E+00
-1.37E+00
-1.29E+00
-1.29E+00
-1.29E+00
-1.29E+00
-1.29E+00
-1.37E+00
-1.29E+00
-1.29E+00];

%scatter(x,y,'filled')
%hold on
%scatter(x,y,'filled')
plot(t,x)
hold on
plot(t,y)
grid on
xlabel('Voltaje (V)') 
ylabel('Corriente (A)')

%xticks([0 0.45 0.5 0.55 0.6 0.65 0.7 0.75 0.8 1])
%xticklabels({'0','0.45','0.5','0.55','0.6','0.65','0.7','0.75','0.8','1'})
%yticks([0  0.0015 0.006 0.019 0.038 0.06])
